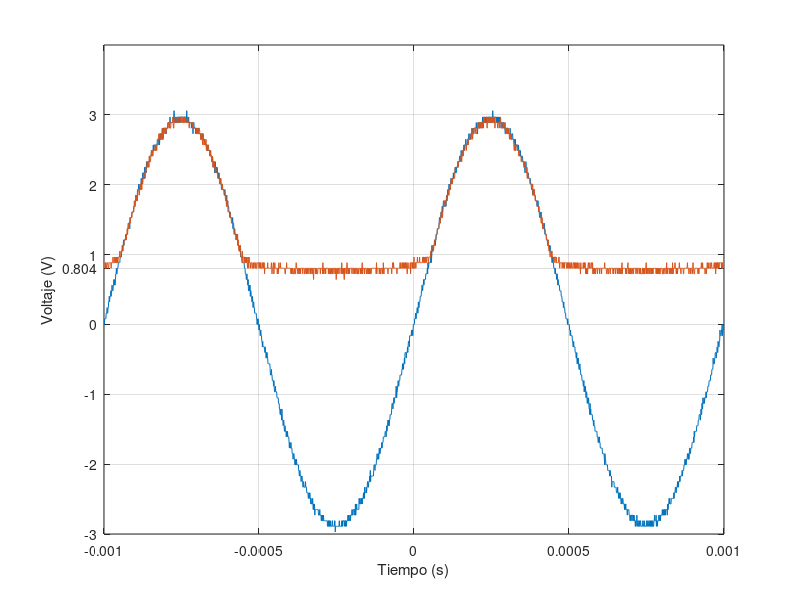

Reproduce this figure in MATLAB.
t=[-1.00E-03
-9.99E-04
-9.98E-04
-9.97E-04
-9.96E-04
-9.95E-04
-9.94E-04
-9.93E-04
-9.92E-04
-9.91E-04
-9.90E-04
-9.89E-04
-9.88E-04
-9.87E-04
-9.86E-04
-9.85E-04
-9.84E-04
-9.83E-04
-9.82E-04
-9.81E-04
-9.80E-04
-9.79E-04
-9.78E-04
-9.77E-04
-9.76E-04
-9.75E-04
-9.74E-04
-9.73E-04
-9.72E-04
-9.71E-04
-9.70E-04
-9.69E-04
-9.68E-04
-9.67E-04
-9.66E-04
-9.65E-04
-9.64E-04
-9.63E-04
-9.62E-04
-9.61E-04
-9.60E-04
-9.59E-04
-9.58E-04
-9.57E-04
-9.56E-04
-9.55E-04
-9.54E-04
-9.53E-04
-9.52E-04
-9.51E-04
-9.50E-04
-9.49E-04
-9.48E-04
-9.47E-04
-9.46E-04
-9.45E-04
-9.44E-04
-9.43E-04
-9.42E-04
-9.41E-04
-9.40E-04
-9.39E-04
-9.38E-04
-9.37E-04
-9.36E-04
-9.35E-04
-9.34E-04
-9.33E-04
-9.32E-04
-9.31E-04
-9.30E-04
-9.29E-04
-9.28E-04
-9.27E-04
-9.26E-04
-9.25E-04
-9.24E-04
-9.23E-04
-9.22E-04
-9.21E-04
-9.20E-04
-9.19E-04
-9.18E-04
-9.17E-04
-9.16E-04
-9.15E-04
-9.14E-04
-9.13E-04
-9.12E-04
-9.11E-04
-9.10E-04
-9.09E-04
-9.08E-04
-9.07E-04
-9.06E-04
-9.05E-04
-9.04E-04
-9.03E-04
-9.02E-04
-9.01E-04
-9.00E-04
-8.99E-04
-8.98E-04
-8.97E-04
-8.96E-04
-8.95E-04
-8.94E-04
-8.93E-04
-8.92E-04
-8.91E-04
-8.90E-04
-8.89E-04
-8.88E-04
-8.87E-04
-8.86E-04
-8.85E-04
-8.84E-04
-8.83E-04
-8.82E-04
-8.81E-04
-8.80E-04
-8.79E-04
-8.78E-04
-8.77E-04
-8.76E-04
-8.75E-04
-8.74E-04
-8.73E-04
-8.72E-04
-8.71E-04
-8.70E-04
-8.69E-04
-8.68E-04
-8.67E-04
-8.66E-04
-8.65E-04
-8.64E-04
-8.63E-04
-8.62E-04
-8.61E-04
-8.60E-04
-8.59E-04
-8.58E-04
-8.57E-04
-8.56E-04
-8.55E-04
-8.54E-04
-8.53E-04
-8.52E-04
-8.51E-04
-8.50E-04
-8.49E-04
-8.48E-04
-8.47E-04
-8.46E-04
-8.45E-04
-8.44E-04
-8.43E-04
-8.42E-04
-8.41E-04
-8.40E-04
-8.39E-04
-8.38E-04
-8.37E-04
-8.36E-04
-8.35E-04
-8.34E-04
-8.33E-04
-8.32E-04
-8.31E-04
-8.30E-04
-8.29E-04
-8.28E-04
-8.27E-04
-8.26E-04
-8.25E-04
-8.24E-04
-8.23E-04
-8.22E-04
-8.21E-04
-8.20E-04
-8.19E-04
-8.18E-04
-8.17E-04
-8.16E-04
-8.15E-04
-8.14E-04
-8.13E-04
-8.12E-04
-8.11E-04
-8.10E-04
-8.09E-04
-8.08E-04
-8.07E-04
-8.06E-04
-8.05E-04
-8.04E-04
-8.03E-04
-8.02E-04
-8.01E-04
-8.00E-04
-7.99E-04
-7.98E-04
-7.97E-04
-7.96E-04
-7.95E-04
-7.94E-04
-7.93E-04
-7.92E-04
-7.91E-04
-7.90E-04
-7.89E-04
-7.88E-04
-7.87E-04
-7.86E-04
-7.85E-04
-7.84E-04
-7.83E-04
-7.82E-04
-7.81E-04
-7.80E-04
-7.79E-04
-7.78E-04
-7.77E-04
-7.76E-04
-7.75E-04
-7.74E-04
-7.73E-04
-7.72E-04
-7.71E-04
-7.70E-04
-7.69E-04
-7.68E-04
-7.67E-04
-7.66E-04
-7.65E-04
-7.64E-04
-7.63E-04
-7.62E-04
-7.61E-04
-7.60E-04
-7.59E-04
-7.58E-04
-7.57E-04
-7.56E-04
-7.55E-04
-7.54E-04
-7.53E-04
-7.52E-04
-7.51E-04
-7.50E-04
-7.49E-04
-7.48E-04
-7.47E-04
-7.46E-04
-7.45E-04
-7.44E-04
-7.43E-04
-7.42E-04
-7.41E-04
-7.40E-04
-7.39E-04
-7.38E-04
-7.37E-04
-7.36E-04
-7.35E-04
-7.34E-04
-7.33E-04
-7.32E-04
-7.31E-04
-7.30E-04
-7.29E-04
-7.28E-04
-7.27E-04
-7.26E-04
-7.25E-04
-7.24E-04
-7.23E-04
-7.22E-04
-7.21E-04
-7.20E-04
-7.19E-04
-7.18E-04
-7.17E-04
-7.16E-04
-7.15E-04
-7.14E-04
-7.13E-04
-7.12E-04
-7.11E-04
-7.10E-04
-7.09E-04
-7.08E-04
-7.07E-04
-7.06E-04
-7.05E-04
-7.04E-04
-7.03E-04
-7.02E-04
-7.01E-04
-7.00E-04
-6.99E-04
-6.98E-04
-6.97E-04
-6.96E-04
-6.95E-04
-6.94E-04
-6.93E-04
-6.92E-04
-6.91E-04
-6.90E-04
-6.89E-04
-6.88E-04
-6.87E-04
-6.86E-04
-6.85E-04
-6.84E-04
-6.83E-04
-6.82E-04
-6.81E-04
-6.80E-04
-6.79E-04
-6.78E-04
-6.77E-04
-6.76E-04
-6.75E-04
-6.74E-04
-6.73E-04
-6.72E-04
-6.71E-04
-6.70E-04
-6.69E-04
-6.68E-04
-6.67E-04
-6.66E-04
-6.65E-04
-6.64E-04
-6.63E-04
-6.62E-04
-6.61E-04
-6.60E-04
-6.59E-04
-6.58E-04
-6.57E-04
-6.56E-04
-6.55E-04
-6.54E-04
-6.53E-04
-6.52E-04
-6.51E-04
-6.50E-04
-6.49E-04
-6.48E-04
-6.47E-04
-6.46E-04
-6.45E-04
-6.44E-04
-6.43E-04
-6.42E-04
-6.41E-04
-6.40E-04
-6.39E-04
-6.38E-04
-6.37E-04
-6.36E-04
-6.35E-04
-6.34E-04
-6.33E-04
-6.32E-04
-6.31E-04
-6.30E-04
-6.29E-04
-6.28E-04
-6.27E-04
-6.26E-04
-6.25E-04
-6.24E-04
-6.23E-04
-6.22E-04
-6.21E-04
-6.20E-04
-6.19E-04
-6.18E-04
-6.17E-04
-6.16E-04
-6.15E-04
-6.14E-04
-6.13E-04
-6.12E-04
-6.11E-04
-6.10E-04
-6.09E-04
-6.08E-04
-6.07E-04
-6.06E-04
-6.05E-04
-6.04E-04
-6.03E-04
-6.02E-04
-6.01E-04
-6.00E-04
-5.99E-04
-5.98E-04
-5.97E-04
-5.96E-04
-5.95E-04
-5.94E-04
-5.93E-04
-5.92E-04
-5.91E-04
-5.90E-04
-5.89E-04
-5.88E-04
-5.87E-04
-5.86E-04
-5.85E-04
-5.84E-04
-5.83E-04
-5.82E-04
-5.81E-04
-5.80E-04
-5.79E-04
-5.78E-04
-5.77E-04
-5.76E-04
-5.75E-04
-5.74E-04
-5.73E-04
-5.72E-04
-5.71E-04
-5.70E-04
-5.69E-04
-5.68E-04
-5.67E-04
-5.66E-04
-5.65E-04
-5.64E-04
-5.63E-04
-5.62E-04
-5.61E-04
-5.60E-04
-5.59E-04
-5.58E-04
-5.57E-04
-5.56E-04
-5.55E-04
-5.54E-04
-5.53E-04
-5.52E-04
-5.51E-04
-5.50E-04
-5.49E-04
-5.48E-04
-5.47E-04
-5.46E-04
-5.45E-04
-5.44E-04
-5.43E-04
-5.42E-04
-5.41E-04
-5.40E-04
-5.39E-04
-5.38E-04
-5.37E-04
-5.36E-04
-5.35E-04
-5.34E-04
-5.33E-04
-5.32E-04
-5.31E-04
-5.30E-04
-5.29E-04
-5.28E-04
-5.27E-04
-5.26E-04
-5.25E-04
-5.24E-04
-5.23E-04
-5.22E-04
-5.21E-04
-5.20E-04
-5.19E-04
-5.18E-04
-5.17E-04
-5.16E-04
-5.15E-04
-5.14E-04
-5.13E-04
-5.12E-04
-5.11E-04
-5.10E-04
-5.09E-04
-5.08E-04
-5.07E-04
-5.06E-04
-5.05E-04
-5.04E-04
-5.03E-04
-5.02E-04
-5.01E-04
-5.00E-04
-4.99E-04
-4.98E-04
-4.97E-04
-4.96E-04
-4.95E-04
-4.94E-04
-4.93E-04
-4.92E-04
-4.91E-04
-4.90E-04
-4.89E-04
-4.88E-04
-4.87E-04
-4.86E-04
-4.85E-04
-4.84E-04
-4.83E-04
-4.82E-04
-4.81E-04
-4.80E-04
-4.79E-04
-4.78E-04
-4.77E-04
-4.76E-04
-4.75E-04
-4.74E-04
-4.73E-04
-4.72E-04
-4.71E-04
-4.70E-04
-4.69E-04
-4.68E-04
-4.67E-04
-4.66E-04
-4.65E-04
-4.64E-04
-4.63E-04
-4.62E-04
-4.61E-04
-4.60E-04
-4.59E-04
-4.58E-04
-4.57E-04
-4.56E-04
-4.55E-04
-4.54E-04
-4.53E-04
-4.52E-04
-4.51E-04
-4.50E-04
-4.49E-04
-4.48E-04
-4.47E-04
-4.46E-04
-4.45E-04
-4.44E-04
-4.43E-04
-4.42E-04
-4.41E-04
-4.40E-04
-4.39E-04
-4.38E-04
-4.37E-04
-4.36E-04
-4.35E-04
-4.34E-04
-4.33E-04
-4.32E-04
-4.31E-04
-4.30E-04
-4.29E-04
-4.28E-04
-4.27E-04
-4.26E-04
-4.25E-04
-4.24E-04
-4.23E-04
-4.22E-04
-4.21E-04
-4.20E-04
-4.19E-04
-4.18E-04
-4.17E-04
-4.16E-04
-4.15E-04
-4.14E-04
-4.13E-04
-4.12E-04
-4.11E-04
-4.10E-04
-4.09E-04
-4.08E-04
-4.07E-04
-4.06E-04
-4.05E-04
-4.04E-04
-4.03E-04
-4.02E-04
-4.01E-04
-4.00E-04
-3.99E-04
-3.98E-04
-3.97E-04
-3.96E-04
-3.95E-04
-3.94E-04
-3.93E-04
-3.92E-04
-3.91E-04
-3.90E-04
-3.89E-04
-3.88E-04
-3.87E-04
-3.86E-04
-3.85E-04
-3.84E-04
-3.83E-04
-3.82E-04
-3.81E-04
-3.80E-04
-3.79E-04
-3.78E-04
-3.77E-04
-3.76E-04
-3.75E-04
-3.74E-04
-3.73E-04
-3.72E-04
-3.71E-04
-3.70E-04
-3.69E-04
-3.68E-04
-3.67E-04
-3.66E-04
-3.65E-04
-3.64E-04
-3.63E-04
-3.62E-04
-3.61E-04
-3.60E-04
-3.59E-04
-3.58E-04
-3.57E-04
-3.56E-04
-3.55E-04
-3.54E-04
-3.53E-04
-3.52E-04
-3.51E-04
-3.50E-04
-3.49E-04
-3.48E-04
-3.47E-04
-3.46E-04
-3.45E-04
-3.44E-04
-3.43E-04
-3.42E-04
-3.41E-04
-3.40E-04
-3.39E-04
-3.38E-04
-3.37E-04
-3.36E-04
-3.35E-04
-3.34E-04
-3.33E-04
-3.32E-04
-3.31E-04
-3.30E-04
-3.29E-04
-3.28E-04
-3.27E-04
-3.26E-04
-3.25E-04
-3.24E-04
-3.23E-04
-3.22E-04
-3.21E-04
-3.20E-04
-3.19E-04
-3.18E-04
-3.17E-04
-3.16E-04
-3.15E-04
-3.14E-04
-3.13E-04
-3.12E-04
-3.11E-04
-3.10E-04
-3.09E-04
-3.08E-04
-3.07E-04
-3.06E-04
-3.05E-04
-3.04E-04
-3.03E-04
-3.02E-04
-3.01E-04
-3.00E-04
-2.99E-04
-2.98E-04
-2.97E-04
-2.96E-04
-2.95E-04
-2.94E-04
-2.93E-04
-2.92E-04
-2.91E-04
-2.90E-04
-2.89E-04
-2.88E-04
-2.87E-04
-2.86E-04
-2.85E-04
-2.84E-04
-2.83E-04
-2.82E-04
-2.81E-04
-2.80E-04
-2.79E-04
-2.78E-04
-2.77E-04
-2.76E-04
-2.75E-04
-2.74E-04
-2.73E-04
-2.72E-04
-2.71E-04
-2.70E-04
-2.69E-04
-2.68E-04
-2.67E-04
-2.66E-04
-2.65E-04
-2.64E-04
-2.63E-04
-2.62E-04
-2.61E-04
-2.60E-04
-2.59E-04
-2.58E-04
-2.57E-04
-2.56E-04
-2.55E-04
-2.54E-04
-2.53E-04
-2.52E-04
-2.51E-04
-2.50E-04
-2.49E-04
-2.48E-04
-2.47E-04
-2.46E-04
-2.45E-04
-2.44E-04
-2.43E-04
-2.42E-04
-2.41E-04
-2.40E-04
-2.39E-04
-2.38E-04
-2.37E-04
-2.36E-04
-2.35E-04
-2.34E-04
-2.33E-04
-2.32E-04
-2.31E-04
-2.30E-04
-2.29E-04
-2.28E-04
-2.27E-04
-2.26E-04
-2.25E-04
-2.24E-04
-2.23E-04
-2.22E-04
-2.21E-04
-2.20E-04
-2.19E-04
-2.18E-04
-2.17E-04
-2.16E-04
-2.15E-04
-2.14E-04
-2.13E-04
-2.12E-04
-2.11E-04
-2.10E-04
-2.09E-04
-2.08E-04
-2.07E-04
-2.06E-04
-2.05E-04
-2.04E-04
-2.03E-04
-2.02E-04
-2.01E-04
-2.00E-04
-1.99E-04
-1.98E-04
-1.97E-04
-1.96E-04
-1.95E-04
-1.94E-04
-1.93E-04
-1.92E-04
-1.91E-04
-1.90E-04
-1.89E-04
-1.88E-04
-1.87E-04
-1.86E-04
-1.85E-04
-1.84E-04
-1.83E-04
-1.82E-04
-1.81E-04
-1.80E-04
-1.79E-04
-1.78E-04
-1.77E-04
-1.76E-04
-1.75E-04
-1.74E-04
-1.73E-04
-1.72E-04
-1.71E-04
-1.70E-04
-1.69E-04
-1.68E-04
-1.67E-04
-1.66E-04
-1.65E-04
-1.64E-04
-1.63E-04
-1.62E-04
-1.61E-04
-1.60E-04
-1.59E-04
-1.58E-04
-1.57E-04
-1.56E-04
-1.55E-04
-1.54E-04
-1.53E-04
-1.52E-04
-1.51E-04
-1.50E-04
-1.49E-04
-1.48E-04
-1.47E-04
-1.46E-04
-1.45E-04
-1.44E-04
-1.43E-04
-1.42E-04
-1.41E-04
-1.40E-04
-1.39E-04
-1.38E-04
-1.37E-04
-1.36E-04
-1.35E-04
-1.34E-04
-1.33E-04
-1.32E-04
-1.31E-04
-1.30E-04
-1.29E-04
-1.28E-04
-1.27E-04
-1.26E-04
-1.25E-04
-1.24E-04
-1.23E-04
-1.22E-04
-1.21E-04
-1.20E-04
-1.19E-04
-1.18E-04
-1.17E-04
-1.16E-04
-1.15E-04
-1.14E-04
-1.13E-04
-1.12E-04
-1.11E-04
-1.10E-04
-1.09E-04
-1.08E-04
-1.07E-04
-1.06E-04
-1.05E-04
-1.04E-04
-1.03E-04
-1.02E-04
-1.01E-04
-1.00E-04
-9.90E-05
-9.80E-05
-9.70E-05
-9.60E-05
-9.50E-05
-9.40E-05
-9.30E-05
-9.20E-05
-9.10E-05
-9.00E-05
-8.90E-05
-8.80E-05
-8.70E-05
-8.60E-05
-8.50E-05
-8.40E-05
-8.30E-05
-8.20E-05
-8.10E-05
-8.00E-05
-7.90E-05
-7.80E-05
-7.70E-05
-7.60E-05
-7.50E-05
-7.40E-05
-7.30E-05
-7.20E-05
-7.10E-05
-7.00E-05
-6.90E-05
-6.80E-05
-6.70E-05
-6.60E-05
-6.50E-05
-6.40E-05
-6.30E-05
-6.20E-05
-6.10E-05
-6.00E-05
-5.90E-05
-5.80E-05
-5.70E-05
-5.60E-05
-5.50E-05
-5.40E-05
-5.30E-05
-5.20E-05
-5.10E-05
-5.00E-05
-4.90E-05
-4.80E-05
-4.70E-05
-4.60E-05
-4.50E-05
-4.40E-05
-4.30E-05
-4.20E-05
-4.10E-05
-4.00E-05
-3.90E-05
-3.80E-05
-3.70E-05
-3.60E-05
-3.50E-05
-3.40E-05
-3.30E-05
-3.20E-05
-3.10E-05
-3.00E-05
-2.90E-05
-2.80E-05
-2.70E-05
-2.60E-05
-2.50E-05
-2.40E-05
-2.30E-05
-2.20E-05
-2.10E-05
-2.00E-05
-1.90E-05
-1.80E-05
-1.70E-05
-1.60E-05
-1.50E-05
-1.40E-05
-1.30E-05
-1.20E-05
-1.10E-05
-1.00E-05
-9.00E-06
-8.00E-06
-7.00E-06
-6.00E-06
-5.00E-06
-4.00E-06
-3.00E-06
-2.00E-06
-1.00E-06
0.00E+00
1.00E-06
2.00E-06
3.00E-06
4.00E-06
5.00E-06
6.00E-06
7.00E-06
8.00E-06
9.00E-06
1.00E-05
1.10E-05
1.20E-05
1.30E-05
1.40E-05
1.50E-05
1.60E-05
1.70E-05
1.80E-05
1.90E-05
2.00E-05
2.10E-05
2.20E-05
2.30E-05
2.40E-05
2.50E-05
2.60E-05
2.70E-05
2.80E-05
2.90E-05
3.00E-05
3.10E-05
3.20E-05
3.30E-05
3.40E-05
3.50E-05
3.60E-05
3.70E-05
3.80E-05
3.90E-05
4.00E-05
4.10E-05
4.20E-05
4.30E-05
4.40E-05
4.50E-05
4.60E-05
4.70E-05
4.80E-05
4.90E-05
5.00E-05
5.10E-05
5.20E-05
5.30E-05
5.40E-05
5.50E-05
5.60E-05
5.70E-05
5.80E-05
5.90E-05
6.00E-05
6.10E-05
6.20E-05
6.30E-05
6.40E-05
6.50E-05
6.60E-05
6.70E-05
6.80E-05
6.90E-05
7.00E-05
7.10E-05
7.20E-05
7.30E-05
7.40E-05
7.50E-05
7.60E-05
7.70E-05
7.80E-05
7.90E-05
8.00E-05
8.10E-05
8.20E-05
8.30E-05
8.40E-05
8.50E-05
8.60E-05
8.70E-05
8.80E-05
8.90E-05
9.00E-05
9.10E-05
9.20E-05
9.30E-05
9.40E-05
9.50E-05
9.60E-05
9.70E-05
9.80E-05
9.90E-05
1.00E-04
1.01E-04
1.02E-04
1.03E-04
1.04E-04
1.05E-04
1.06E-04
1.07E-04
1.08E-04
1.09E-04
1.10E-04
1.11E-04
1.12E-04
1.13E-04
1.14E-04
1.15E-04
1.16E-04
1.17E-04
1.18E-04
1.19E-04
1.20E-04
1.21E-04
1.22E-04
1.23E-04
1.24E-04
1.25E-04
1.26E-04
1.27E-04
1.28E-04
1.29E-04
1.30E-04
1.31E-04
1.32E-04
1.33E-04
1.34E-04
1.35E-04
1.36E-04
1.37E-04
1.38E-04
1.39E-04
1.40E-04
1.41E-04
1.42E-04
1.43E-04
1.44E-04
1.45E-04
1.46E-04
1.47E-04
1.48E-04
1.49E-04
1.50E-04
1.51E-04
1.52E-04
1.53E-04
1.54E-04
1.55E-04
1.56E-04
1.57E-04
1.58E-04
1.59E-04
1.60E-04
1.61E-04
1.62E-04
1.63E-04
1.64E-04
1.65E-04
1.66E-04
1.67E-04
1.68E-04
1.69E-04
1.70E-04
1.71E-04
1.72E-04
1.73E-04
1.74E-04
1.75E-04
1.76E-04
1.77E-04
1.78E-04
1.79E-04
1.80E-04
1.81E-04
1.82E-04
1.83E-04
1.84E-04
1.85E-04
1.86E-04
1.87E-04
1.88E-04
1.89E-04
1.90E-04
1.91E-04
1.92E-04
1.93E-04
1.94E-04
1.95E-04
1.96E-04
1.97E-04
1.98E-04
1.99E-04
2.00E-04
2.01E-04
2.02E-04
2.03E-04
2.04E-04
2.05E-04
2.06E-04
2.07E-04
2.08E-04
2.09E-04
2.10E-04
2.11E-04
2.12E-04
2.13E-04
2.14E-04
2.15E-04
2.16E-04
2.17E-04
2.18E-04
2.19E-04
2.20E-04
2.21E-04
2.22E-04
2.23E-04
2.24E-04
2.25E-04
2.26E-04
2.27E-04
2.28E-04
2.29E-04
2.30E-04
2.31E-04
2.32E-04
2.33E-04
2.34E-04
2.35E-04
2.36E-04
2.37E-04
2.38E-04
2.39E-04
2.40E-04
2.41E-04
2.42E-04
2.43E-04
2.44E-04
2.45E-04
2.46E-04
2.47E-04
2.48E-04
2.49E-04
2.50E-04
2.51E-04
2.52E-04
2.53E-04
2.54E-04
2.55E-04
2.56E-04
2.57E-04
2.58E-04
2.59E-04
2.60E-04
2.61E-04
2.62E-04
2.63E-04
2.64E-04
2.65E-04
2.66E-04
2.67E-04
2.68E-04
2.69E-04
2.70E-04
2.71E-04
2.72E-04
2.73E-04
2.74E-04
2.75E-04
2.76E-04
2.77E-04
2.78E-04
2.79E-04
2.80E-04
2.81E-04
2.82E-04
2.83E-04
2.84E-04
2.85E-04
2.86E-04
2.87E-04
2.88E-04
2.89E-04
2.90E-04
2.91E-04
2.92E-04
2.93E-04
2.94E-04
2.95E-04
2.96E-04
2.97E-04
2.98E-04
2.99E-04
3.00E-04
3.01E-04
3.02E-04
3.03E-04
3.04E-04
3.05E-04
3.06E-04
3.07E-04
3.08E-04
3.09E-04
3.10E-04
3.11E-04
3.12E-04
3.13E-04
3.14E-04
3.15E-04
3.16E-04
3.17E-04
3.18E-04
3.19E-04
3.20E-04
3.21E-04
3.22E-04
3.23E-04
3.24E-04
3.25E-04
3.26E-04
3.27E-04
3.28E-04
3.29E-04
3.30E-04
3.31E-04
3.32E-04
3.33E-04
3.34E-04
3.35E-04
3.36E-04
3.37E-04
3.38E-04
3.39E-04
3.40E-04
3.41E-04
3.42E-04
3.43E-04
3.44E-04
3.45E-04
3.46E-04
3.47E-04
3.48E-04
3.49E-04
3.50E-04
3.51E-04
3.52E-04
3.53E-04
3.54E-04
3.55E-04
3.56E-04
3.57E-04
3.58E-04
3.59E-04
3.60E-04
3.61E-04
3.62E-04
3.63E-04
3.64E-04
3.65E-04
3.66E-04
3.67E-04
3.68E-04
3.69E-04
3.70E-04
3.71E-04
3.72E-04
3.73E-04
3.74E-04
3.75E-04
3.76E-04
3.77E-04
3.78E-04
3.79E-04
3.80E-04
3.81E-04
3.82E-04
3.83E-04
3.84E-04
3.85E-04
3.86E-04
3.87E-04
3.88E-04
3.89E-04
3.90E-04
3.91E-04
3.92E-04
3.93E-04
3.94E-04
3.95E-04
3.96E-04
3.97E-04
3.98E-04
3.99E-04
4.00E-04
4.01E-04
4.02E-04
4.03E-04
4.04E-04
4.05E-04
4.06E-04
4.07E-04
4.08E-04
4.09E-04
4.10E-04
4.11E-04
4.12E-04
4.13E-04
4.14E-04
4.15E-04
4.16E-04
4.17E-04
4.18E-04
4.19E-04
4.20E-04
4.21E-04
4.22E-04
4.23E-04
4.24E-04
4.25E-04
4.26E-04
4.27E-04
4.28E-04
4.29E-04
4.30E-04
4.31E-04
4.32E-04
4.33E-04
4.34E-04
4.35E-04
4.36E-04
4.37E-04
4.38E-04
4.39E-04
4.40E-04
4.41E-04
4.42E-04
4.43E-04
4.44E-04
4.45E-04
4.46E-04
4.47E-04
4.48E-04
4.49E-04
4.50E-04
4.51E-04
4.52E-04
4.53E-04
4.54E-04
4.55E-04
4.56E-04
4.57E-04
4.58E-04
4.59E-04
4.60E-04
4.61E-04
4.62E-04
4.63E-04
4.64E-04
4.65E-04
4.66E-04
4.67E-04
4.68E-04
4.69E-04
4.70E-04
4.71E-04
4.72E-04
4.73E-04
4.74E-04
4.75E-04
4.76E-04
4.77E-04
4.78E-04
4.79E-04
4.80E-04
4.81E-04
4.82E-04
4.83E-04
4.84E-04
4.85E-04
4.86E-04
4.87E-04
4.88E-04
4.89E-04
4.90E-04
4.91E-04
4.92E-04
4.93E-04
4.94E-04
4.95E-04
4.96E-04
4.97E-04
4.98E-04
4.99E-04
5.00E-04
5.01E-04
5.02E-04
5.03E-04
5.04E-04
5.05E-04
5.06E-04
5.07E-04
5.08E-04
5.09E-04
5.10E-04
5.11E-04
5.12E-04
5.13E-04
5.14E-04
5.15E-04
5.16E-04
5.17E-04
5.18E-04
5.19E-04
5.20E-04
5.21E-04
5.22E-04
5.23E-04
5.24E-04
5.25E-04
5.26E-04
5.27E-04
5.28E-04
5.29E-04
5.30E-04
5.31E-04
5.32E-04
5.33E-04
5.34E-04
5.35E-04
5.36E-04
5.37E-04
5.38E-04
5.39E-04
5.40E-04
5.41E-04
5.42E-04
5.43E-04
5.44E-04
5.45E-04
5.46E-04
5.47E-04
5.48E-04
5.49E-04
5.50E-04
5.51E-04
5.52E-04
5.53E-04
5.54E-04
5.55E-04
5.56E-04
5.57E-04
5.58E-04
5.59E-04
5.60E-04
5.61E-04
5.62E-04
5.63E-04
5.64E-04
5.65E-04
5.66E-04
5.67E-04
5.68E-04
5.69E-04
5.70E-04
5.71E-04
5.72E-04
5.73E-04
5.74E-04
5.75E-04
5.76E-04
5.77E-04
5.78E-04
5.79E-04
5.80E-04
5.81E-04
5.82E-04
5.83E-04
5.84E-04
5.85E-04
5.86E-04
5.87E-04
5.88E-04
5.89E-04
5.90E-04
5.91E-04
5.92E-04
5.93E-04
5.94E-04
5.95E-04
5.96E-04
5.97E-04
5.98E-04
5.99E-04
6.00E-04
6.01E-04
6.02E-04
6.03E-04
6.04E-04
6.05E-04
6.06E-04
6.07E-04
6.08E-04
6.09E-04
6.10E-04
6.11E-04
6.12E-04
6.13E-04
6.14E-04
6.15E-04
6.16E-04
6.17E-04
6.18E-04
6.19E-04
6.20E-04
6.21E-04
6.22E-04
6.23E-04
6.24E-04
6.25E-04
6.26E-04
6.27E-04
6.28E-04
6.29E-04
6.30E-04
6.31E-04
6.32E-04
6.33E-04
6.34E-04
6.35E-04
6.36E-04
6.37E-04
6.38E-04
6.39E-04
6.40E-04
6.41E-04
6.42E-04
6.43E-04
6.44E-04
6.45E-04
6.46E-04
6.47E-04
6.48E-04
6.49E-04
6.50E-04
6.51E-04
6.52E-04
6.53E-04
6.54E-04
6.55E-04
6.56E-04
6.57E-04
6.58E-04
6.59E-04
6.60E-04
6.61E-04
6.62E-04
6.63E-04
6.64E-04
6.65E-04
6.66E-04
6.67E-04
6.68E-04
6.69E-04
6.70E-04
6.71E-04
6.72E-04
6.73E-04
6.74E-04
6.75E-04
6.76E-04
6.77E-04
6.78E-04
6.79E-04
6.80E-04
6.81E-04
6.82E-04
6.83E-04
6.84E-04
6.85E-04
6.86E-04
6.87E-04
6.88E-04
6.89E-04
6.90E-04
6.91E-04
6.92E-04
6.93E-04
6.94E-04
6.95E-04
6.96E-04
6.97E-04
6.98E-04
6.99E-04
7.00E-04
7.01E-04
7.02E-04
7.03E-04
7.04E-04
7.05E-04
7.06E-04
7.07E-04
7.08E-04
7.09E-04
7.10E-04
7.11E-04
7.12E-04
7.13E-04
7.14E-04
7.15E-04
7.16E-04
7.17E-04
7.18E-04
7.19E-04
7.20E-04
7.21E-04
7.22E-04
7.23E-04
7.24E-04
7.25E-04
7.26E-04
7.27E-04
7.28E-04
7.29E-04
7.30E-04
7.31E-04
7.32E-04
7.33E-04
7.34E-04
7.35E-04
7.36E-04
7.37E-04
7.38E-04
7.39E-04
7.40E-04
7.41E-04
7.42E-04
7.43E-04
7.44E-04
7.45E-04
7.46E-04
7.47E-04
7.48E-04
7.49E-04
7.50E-04
7.51E-04
7.52E-04
7.53E-04
7.54E-04
7.55E-04
7.56E-04
7.57E-04
7.58E-04
7.59E-04
7.60E-04
7.61E-04
7.62E-04
7.63E-04
7.64E-04
7.65E-04
7.66E-04
7.67E-04
7.68E-04
7.69E-04
7.70E-04
7.71E-04
7.72E-04
7.73E-04
7.74E-04
7.75E-04
7.76E-04
7.77E-04
7.78E-04
7.79E-04
7.80E-04
7.81E-04
7.82E-04
7.83E-04
7.84E-04
7.85E-04
7.86E-04
7.87E-04
7.88E-04
7.89E-04
7.90E-04
7.91E-04
7.92E-04
7.93E-04
7.94E-04
7.95E-04
7.96E-04
7.97E-04
7.98E-04
7.99E-04
8.00E-04
8.01E-04
8.02E-04
8.03E-04
8.04E-04
8.05E-04
8.06E-04
8.07E-04
8.08E-04
8.09E-04
8.10E-04
8.11E-04
8.12E-04
8.13E-04
8.14E-04
8.15E-04
8.16E-04
8.17E-04
8.18E-04
8.19E-04
8.20E-04
8.21E-04
8.22E-04
8.23E-04
8.24E-04
8.25E-04
8.26E-04
8.27E-04
8.28E-04
8.29E-04
8.30E-04
8.31E-04
8.32E-04
8.33E-04
8.34E-04
8.35E-04
8.36E-04
8.37E-04
8.38E-04
8.39E-04
8.40E-04
8.41E-04
8.42E-04
8.43E-04
8.44E-04
8.45E-04
8.46E-04
8.47E-04
8.48E-04
8.49E-04
8.50E-04
8.51E-04
8.52E-04
8.53E-04
8.54E-04
8.55E-04
8.56E-04
8.57E-04
8.58E-04
8.59E-04
8.60E-04
8.61E-04
8.62E-04
8.63E-04
8.64E-04
8.65E-04
8.66E-04
8.67E-04
8.68E-04
8.69E-04
8.70E-04
8.71E-04
8.72E-04
8.73E-04
8.74E-04
8.75E-04
8.76E-04
8.77E-04
8.78E-04
8.79E-04
8.80E-04
8.81E-04
8.82E-04
8.83E-04
8.84E-04
8.85E-04
8.86E-04
8.87E-04
8.88E-04
8.89E-04
8.90E-04
8.91E-04
8.92E-04
8.93E-04
8.94E-04
8.95E-04
8.96E-04
8.97E-04
8.98E-04
8.99E-04
9.00E-04
9.01E-04
9.02E-04
9.03E-04
9.04E-04
9.05E-04
9.06E-04
9.07E-04
9.08E-04
9.09E-04
9.10E-04
9.11E-04
9.12E-04
9.13E-04
9.14E-04
9.15E-04
9.16E-04
9.17E-04
9.18E-04
9.19E-04
9.20E-04
9.21E-04
9.22E-04
9.23E-04
9.24E-04
9.25E-04
9.26E-04
9.27E-04
9.28E-04
9.29E-04
9.30E-04
9.31E-04
9.32E-04
9.33E-04
9.34E-04
9.35E-04
9.36E-04
9.37E-04
9.38E-04
9.39E-04
9.40E-04
9.41E-04
9.42E-04
9.43E-04
9.44E-04
9.45E-04
9.46E-04
9.47E-04
9.48E-04
9.49E-04
9.50E-04
9.51E-04
9.52E-04
9.53E-04
9.54E-04
9.55E-04
9.56E-04
9.57E-04
9.58E-04
9.59E-04
9.60E-04
9.61E-04
9.62E-04
9.63E-04
9.64E-04
9.65E-04
9.66E-04
9.67E-04
9.68E-04
9.69E-04
9.70E-04
9.71E-04
9.72E-04
9.73E-04
9.74E-04
9.75E-04
9.76E-04
9.77E-04
9.78E-04
9.79E-04
9.80E-04
9.81E-04
9.82E-04
9.83E-04
9.84E-04
9.85E-04
9.86E-04
9.87E-04
9.88E-04
9.89E-04
9.90E-04
9.91E-04
9.92E-04
9.93E-04
9.94E-04
9.95E-04
9.96E-04
9.97E-04
9.98E-04
9.99E-04];
x=[0.00E+00
0.00E+00
8.04E-02
8.04E-02
8.04E-02
8.04E-02
8.04E-02
1.61E-01
1.61E-01
1.61E-01
2.41E-01
1.61E-01
1.61E-01
2.41E-01
2.41E-01
3.22E-01
3.22E-01
4.02E-01
3.22E-01
4.02E-01
4.02E-01
4.02E-01
4.82E-01
4.02E-01
4.82E-01
4.82E-01
5.63E-01
4.82E-01
4.82E-01
4.82E-01
5.63E-01
5.63E-01
6.43E-01
5.63E-01
6.43E-01
5.63E-01
5.63E-01
6.43E-01
7.24E-01
7.24E-01
8.04E-01
7.24E-01
7.24E-01
8.04E-01
8.04E-01
8.04E-01
8.84E-01
8.84E-01
8.84E-01
8.84E-01
8.84E-01
8.84E-01
9.65E-01
9.65E-01
9.65E-01
9.65E-01
9.65E-01
1.05E+00
1.05E+00
1.13E+00
1.05E+00
1.13E+00
1.13E+00
1.21E+00
1.13E+00
1.21E+00
1.21E+00
1.21E+00
1.21E+00
1.21E+00
1.29E+00
1.21E+00
1.29E+00
1.29E+00
1.29E+00
1.29E+00
1.37E+00
1.37E+00
1.45E+00
1.45E+00
1.45E+00
1.45E+00
1.45E+00
1.37E+00
1.45E+00
1.53E+00
1.53E+00
1.53E+00
1.53E+00
1.53E+00
1.61E+00
1.61E+00
1.61E+00
1.61E+00
1.61E+00
1.61E+00
1.69E+00
1.69E+00
1.69E+00
1.69E+00
1.77E+00
1.77E+00
1.77E+00
1.85E+00
1.77E+00
1.77E+00
1.85E+00
1.77E+00
1.93E+00
1.93E+00
1.93E+00
1.93E+00
2.01E+00
1.93E+00
1.93E+00
1.93E+00
2.01E+00
2.01E+00
2.01E+00
1.93E+00
2.09E+00
2.01E+00
2.09E+00
2.09E+00
2.01E+00
2.17E+00
2.09E+00
2.17E+00
2.09E+00
2.17E+00
2.09E+00
2.25E+00
2.09E+00
2.17E+00
2.25E+00
2.25E+00
2.17E+00
2.33E+00
2.25E+00
2.25E+00
2.33E+00
2.33E+00
2.33E+00
2.33E+00
2.33E+00
2.33E+00
2.33E+00
2.41E+00
2.41E+00
2.41E+00
2.41E+00
2.41E+00
2.41E+00
2.49E+00
2.49E+00
2.49E+00
2.49E+00
2.49E+00
2.49E+00
2.57E+00
2.49E+00
2.49E+00
2.57E+00
2.57E+00
2.57E+00
2.57E+00
2.49E+00
2.57E+00
2.57E+00
2.57E+00
2.57E+00
2.57E+00
2.65E+00
2.65E+00
2.65E+00
2.65E+00
2.65E+00
2.57E+00
2.65E+00
2.57E+00
2.65E+00
2.73E+00
2.65E+00
2.73E+00
2.65E+00
2.73E+00
2.73E+00
2.73E+00
2.81E+00
2.65E+00
2.65E+00
2.73E+00
2.73E+00
2.81E+00
2.81E+00
2.81E+00
2.81E+00
2.81E+00
2.81E+00
2.81E+00
2.81E+00
2.73E+00
2.81E+00
2.81E+00
2.81E+00
2.81E+00
2.89E+00
2.89E+00
2.89E+00
2.89E+00
2.89E+00
2.89E+00
2.89E+00
2.97E+00
2.89E+00
2.89E+00
2.89E+00
2.89E+00
2.89E+00
2.89E+00
2.89E+00
2.89E+00
2.89E+00
2.89E+00
2.97E+00
2.97E+00
3.06E+00
2.97E+00
2.89E+00
2.97E+00
2.89E+00
2.97E+00
2.89E+00
2.89E+00
2.89E+00
2.97E+00
2.89E+00
2.89E+00
2.97E+00
2.97E+00
2.89E+00
2.97E+00
2.97E+00
2.89E+00
2.97E+00
2.97E+00
2.97E+00
2.89E+00
2.97E+00
2.97E+00
2.97E+00
2.97E+00
2.97E+00
2.97E+00
2.97E+00
2.97E+00
2.97E+00
2.89E+00
2.89E+00
2.97E+00
2.97E+00
2.97E+00
2.97E+00
2.97E+00
2.97E+00
2.89E+00
2.97E+00
3.06E+00
2.89E+00
2.89E+00
2.89E+00
2.97E+00
2.89E+00
2.97E+00
2.89E+00
2.89E+00
2.89E+00
2.89E+00
2.89E+00
2.89E+00
2.89E+00
2.89E+00
2.81E+00
2.89E+00
2.89E+00
2.89E+00
2.89E+00
2.73E+00
2.81E+00
2.89E+00
2.89E+00
2.81E+00
2.81E+00
2.81E+00
2.81E+00
2.81E+00
2.73E+00
2.81E+00
2.81E+00
2.73E+00
2.81E+00
2.81E+00
2.73E+00
2.81E+00
2.81E+00
2.73E+00
2.73E+00
2.73E+00
2.73E+00
2.73E+00
2.73E+00
2.73E+00
2.65E+00
2.65E+00
2.65E+00
2.73E+00
2.65E+00
2.73E+00
2.73E+00
2.73E+00
2.65E+00
2.65E+00
2.65E+00
2.57E+00
2.65E+00
2.65E+00
2.57E+00
2.57E+00
2.57E+00
2.57E+00
2.57E+00
2.57E+00
2.57E+00
2.49E+00
2.57E+00
2.57E+00
2.49E+00
2.49E+00
2.49E+00
2.49E+00
2.49E+00
2.49E+00
2.49E+00
2.41E+00
2.49E+00
2.41E+00
2.41E+00
2.41E+00
2.41E+00
2.33E+00
2.41E+00
2.33E+00
2.25E+00
2.33E+00
2.33E+00
2.33E+00
2.33E+00
2.17E+00
2.17E+00
2.33E+00
2.25E+00
2.17E+00
2.25E+00
2.25E+00
2.17E+00
2.25E+00
2.17E+00
2.17E+00
2.09E+00
2.17E+00
2.09E+00
2.17E+00
2.09E+00
2.09E+00
2.09E+00
2.09E+00
2.01E+00
2.01E+00
2.01E+00
1.93E+00
2.01E+00
2.01E+00
2.01E+00
1.93E+00
1.93E+00
1.93E+00
1.93E+00
1.93E+00
1.85E+00
1.85E+00
1.93E+00
1.85E+00
1.85E+00
1.85E+00
1.77E+00
1.77E+00
1.85E+00
1.69E+00
1.77E+00
1.77E+00
1.69E+00
1.69E+00
1.69E+00
1.61E+00
1.61E+00
1.61E+00
1.53E+00
1.61E+00
1.53E+00
1.53E+00
1.53E+00
1.53E+00
1.53E+00
1.45E+00
1.45E+00
1.53E+00
1.37E+00
1.45E+00
1.45E+00
1.37E+00
1.29E+00
1.37E+00
1.37E+00
1.29E+00
1.29E+00
1.29E+00
1.21E+00
1.29E+00
1.21E+00
1.29E+00
1.29E+00
1.21E+00
1.13E+00
1.13E+00
1.13E+00
1.13E+00
1.13E+00
1.05E+00
1.05E+00
1.13E+00
1.05E+00
9.65E-01
9.65E-01
9.65E-01
9.65E-01
8.84E-01
8.84E-01
8.84E-01
8.84E-01
8.84E-01
8.84E-01
8.84E-01
8.84E-01
8.04E-01
8.04E-01
8.04E-01
7.24E-01
7.24E-01
7.24E-01
6.43E-01
6.43E-01
7.24E-01
6.43E-01
6.43E-01
5.63E-01
6.43E-01
4.82E-01
4.82E-01
4.82E-01
5.63E-01
4.82E-01
5.63E-01
4.02E-01
4.82E-01
4.82E-01
4.02E-01
4.02E-01
3.22E-01
3.22E-01
4.02E-01
3.22E-01
2.41E-01
3.22E-01
3.22E-01
2.41E-01
2.41E-01
1.61E-01
1.61E-01
1.61E-01
1.61E-01
1.61E-01
1.61E-01
8.04E-02
8.04E-02
0.00E+00
8.04E-02
0.00E+00
8.04E-02
0.00E+00
0.00E+00
-8.04E-02
0.00E+00
-8.04E-02
-8.04E-02
-1.61E-01
-8.04E-02
-8.04E-02
-1.61E-01
-1.61E-01
-2.41E-01
-2.41E-01
-3.22E-01
-2.41E-01
-3.22E-01
-3.22E-01
-3.22E-01
-3.22E-01
-3.22E-01
-3.22E-01
-4.02E-01
-3.22E-01
-4.02E-01
-4.02E-01
-4.82E-01
-4.02E-01
-4.82E-01
-4.02E-01
-4.82E-01
-4.82E-01
-5.63E-01
-5.63E-01
-5.63E-01
-5.63E-01
-5.63E-01
-5.63E-01
-5.63E-01
-6.43E-01
-7.24E-01
-7.24E-01
-7.24E-01
-6.43E-01
-7.24E-01
-7.24E-01
-8.04E-01
-8.04E-01
-8.04E-01
-8.04E-01
-8.84E-01
-8.04E-01
-8.84E-01
-9.65E-01
-9.65E-01
-9.65E-01
-8.84E-01
-9.65E-01
-9.65E-01
-9.65E-01
-9.65E-01
-1.05E+00
-1.05E+00
-1.05E+00
-1.05E+00
-1.05E+00
-1.13E+00
-1.13E+00
-1.13E+00
-1.21E+00
-1.21E+00
-1.29E+00
-1.29E+00
-1.21E+00
-1.29E+00
-1.29E+00
-1.37E+00
-1.21E+00
-1.37E+00
-1.37E+00
-1.37E+00
-1.45E+00
-1.37E+00
-1.37E+00
-1.45E+00
-1.53E+00
-1.53E+00
-1.45E+00
-1.53E+00
-1.53E+00
-1.53E+00
-1.61E+00
-1.53E+00
-1.53E+00
-1.61E+00
-1.53E+00
-1.61E+00
-1.61E+00
-1.61E+00
-1.61E+00
-1.69E+00
-1.77E+00
-1.69E+00
-1.69E+00
-1.77E+00
-1.77E+00
-1.69E+00
-1.77E+00
-1.77E+00
-1.77E+00
-1.85E+00
-1.85E+00
-1.85E+00
-1.93E+00
-1.85E+00
-1.85E+00
-1.85E+00
-1.93E+00
-1.93E+00
-2.01E+00
-1.93E+00
-2.01E+00
-2.01E+00
-2.01E+00
-1.93E+00
-2.01E+00
-2.01E+00
-2.01E+00
-2.01E+00
-2.01E+00
-2.01E+00
-2.09E+00
-2.09E+00
-2.17E+00
-2.17E+00
-2.09E+00
-2.17E+00
-2.17E+00
-2.17E+00
-2.25E+00
-2.17E+00
-2.17E+00
-2.17E+00
-2.25E+00
-2.25E+00
-2.33E+00
-2.25E+00
-2.25E+00
-2.33E+00
-2.33E+00
-2.33E+00
-2.33E+00
-2.33E+00
-2.25E+00
-2.33E+00
-2.33E+00
-2.33E+00
-2.41E+00
-2.41E+00
-2.41E+00
-2.41E+00
-2.41E+00
-2.49E+00
-2.49E+00
-2.41E+00
-2.49E+00
-2.49E+00
-2.41E+00
-2.49E+00
-2.49E+00
-2.57E+00
-2.49E+00
-2.57E+00
-2.57E+00
-2.57E+00
-2.57E+00
-2.49E+00
-2.57E+00
-2.65E+00
-2.57E+00
-2.65E+00
-2.65E+00
-2.57E+00
-2.73E+00
-2.65E+00
-2.65E+00
-2.65E+00
-2.65E+00
-2.65E+00
-2.65E+00
-2.65E+00
-2.65E+00
-2.65E+00
-2.65E+00
-2.65E+00
-2.73E+00
-2.73E+00
-2.73E+00
-2.73E+00
-2.65E+00
-2.73E+00
-2.73E+00
-2.73E+00
-2.73E+00
-2.81E+00
-2.73E+00
-2.81E+00
-2.81E+00
-2.73E+00
-2.81E+00
-2.81E+00
-2.73E+00
-2.81E+00
-2.81E+00
-2.81E+00
-2.81E+00
-2.81E+00
-2.81E+00
-2.81E+00
-2.81E+00
-2.81E+00
-2.81E+00
-2.81E+00
-2.81E+00
-2.89E+00
-2.89E+00
-2.81E+00
-2.89E+00
-2.81E+00
-2.81E+00
-2.89E+00
-2.81E+00
-2.89E+00
-2.81E+00
-2.89E+00
-2.89E+00
-2.89E+00
-2.89E+00
-2.89E+00
-2.81E+00
-2.81E+00
-2.89E+00
-2.89E+00
-2.89E+00
-2.89E+00
-2.89E+00
-2.89E+00
-2.81E+00
-2.81E+00
-2.97E+00
-2.89E+00
-2.89E+00
-2.89E+00
-2.89E+00
-2.89E+00
-2.89E+00
-2.89E+00
-2.89E+00
-2.89E+00
-2.89E+00
-2.89E+00
-2.89E+00
-2.81E+00
-2.89E+00
-2.89E+00
-2.89E+00
-2.89E+00
-2.89E+00
-2.89E+00
-2.89E+00
-2.81E+00
-2.89E+00
-2.81E+00
-2.89E+00
-2.81E+00
-2.81E+00
-2.81E+00
-2.81E+00
-2.81E+00
-2.89E+00
-2.81E+00
-2.81E+00
-2.89E+00
-2.81E+00
-2.81E+00
-2.89E+00
-2.81E+00
-2.81E+00
-2.81E+00
-2.81E+00
-2.73E+00
-2.81E+00
-2.73E+00
-2.81E+00
-2.81E+00
-2.81E+00
-2.73E+00
-2.73E+00
-2.81E+00
-2.73E+00
-2.73E+00
-2.73E+00
-2.73E+00
-2.65E+00
-2.73E+00
-2.73E+00
-2.65E+00
-2.65E+00
-2.65E+00
-2.65E+00
-2.73E+00
-2.65E+00
-2.65E+00
-2.73E+00
-2.57E+00
-2.73E+00
-2.65E+00
-2.65E+00
-2.57E+00
-2.65E+00
-2.65E+00
-2.65E+00
-2.65E+00
-2.65E+00
-2.65E+00
-2.65E+00
-2.49E+00
-2.57E+00
-2.57E+00
-2.49E+00
-2.57E+00
-2.57E+00
-2.57E+00
-2.49E+00
-2.57E+00
-2.49E+00
-2.57E+00
-2.49E+00
-2.49E+00
-2.49E+00
-2.41E+00
-2.49E+00
-2.41E+00
-2.49E+00
-2.33E+00
-2.41E+00
-2.41E+00
-2.41E+00
-2.41E+00
-2.33E+00
-2.41E+00
-2.33E+00
-2.33E+00
-2.25E+00
-2.25E+00
-2.33E+00
-2.33E+00
-2.25E+00
-2.25E+00
-2.25E+00
-2.17E+00
-2.25E+00
-2.09E+00
-2.25E+00
-2.17E+00
-2.17E+00
-2.17E+00
-2.17E+00
-2.17E+00
-2.17E+00
-2.17E+00
-2.17E+00
-2.17E+00
-2.09E+00
-2.01E+00
-2.01E+00
-2.01E+00
-2.09E+00
-2.01E+00
-2.01E+00
-2.01E+00
-2.01E+00
-1.93E+00
-1.93E+00
-1.85E+00
-1.93E+00
-1.93E+00
-1.93E+00
-1.85E+00
-1.93E+00
-1.85E+00
-1.77E+00
-1.85E+00
-1.85E+00
-1.85E+00
-1.77E+00
-1.77E+00
-1.77E+00
-1.77E+00
-1.69E+00
-1.77E+00
-1.69E+00
-1.69E+00
-1.69E+00
-1.61E+00
-1.61E+00
-1.61E+00
-1.61E+00
-1.61E+00
-1.61E+00
-1.53E+00
-1.53E+00
-1.53E+00
-1.61E+00
-1.53E+00
-1.45E+00
-1.53E+00
-1.45E+00
-1.45E+00
-1.37E+00
-1.45E+00
-1.37E+00
-1.37E+00
-1.45E+00
-1.37E+00
-1.37E+00
-1.29E+00
-1.29E+00
-1.29E+00
-1.29E+00
-1.29E+00
-1.21E+00
-1.13E+00
-1.13E+00
-1.13E+00
-1.21E+00
-1.13E+00
-1.13E+00
-1.05E+00
-1.13E+00
-1.05E+00
-1.05E+00
-1.05E+00
-1.05E+00
-1.05E+00
-8.84E-01
-8.84E-01
-1.05E+00
-9.65E-01
-9.65E-01
-8.84E-01
-8.84E-01
-8.04E-01
-8.84E-01
-8.84E-01
-8.04E-01
-8.04E-01
-8.04E-01
-7.24E-01
-7.24E-01
-7.24E-01
-7.24E-01
-7.24E-01
-7.24E-01
-6.43E-01
-6.43E-01
-5.63E-01
-6.43E-01
-5.63E-01
-6.43E-01
-5.63E-01
-5.63E-01
-4.82E-01
-5.63E-01
-4.02E-01
-4.02E-01
-4.02E-01
-4.02E-01
-4.82E-01
-4.02E-01
-4.02E-01
-4.02E-01
-3.22E-01
-4.02E-01
-3.22E-01
-2.41E-01
-2.41E-01
-2.41E-01
-3.22E-01
-1.61E-01
-1.61E-01
-1.61E-01
-1.61E-01
-1.61E-01
-1.61E-01
-8.04E-02
-1.61E-01
-8.04E-02
-8.04E-02
-1.61E-01
-8.04E-02
0.00E+00
0.00E+00
0.00E+00
0.00E+00
8.04E-02
8.04E-02
8.04E-02
1.61E-01
8.04E-02
8.04E-02
1.61E-01
1.61E-01
2.41E-01
2.41E-01
1.61E-01
1.61E-01
3.22E-01
3.22E-01
2.41E-01
3.22E-01
3.22E-01
3.22E-01
4.02E-01
4.02E-01
4.02E-01
4.02E-01
4.82E-01
4.82E-01
5.63E-01
4.82E-01
4.82E-01
5.63E-01
5.63E-01
6.43E-01
5.63E-01
6.43E-01
6.43E-01
6.43E-01
6.43E-01
6.43E-01
7.24E-01
7.24E-01
7.24E-01
7.24E-01
7.24E-01
8.04E-01
7.24E-01
8.84E-01
8.04E-01
8.04E-01
8.84E-01
8.84E-01
8.84E-01
8.84E-01
8.84E-01
8.84E-01
9.65E-01
1.05E+00
8.84E-01
9.65E-01
1.05E+00
1.13E+00
1.05E+00
1.05E+00
1.05E+00
1.13E+00
1.13E+00
1.13E+00
1.21E+00
1.21E+00
1.21E+00
1.13E+00
1.21E+00
1.21E+00
1.29E+00
1.29E+00
1.29E+00
1.37E+00
1.37E+00
1.37E+00
1.37E+00
1.37E+00
1.37E+00
1.45E+00
1.53E+00
1.53E+00
1.53E+00
1.45E+00
1.53E+00
1.61E+00
1.61E+00
1.61E+00
1.61E+00
1.69E+00
1.61E+00
1.69E+00
1.69E+00
1.77E+00
1.77E+00
1.69E+00
1.69E+00
1.69E+00
1.77E+00
1.77E+00
1.77E+00
1.69E+00
1.77E+00
1.85E+00
1.77E+00
1.77E+00
1.85E+00
1.93E+00
1.85E+00
1.93E+00
1.93E+00
2.01E+00
1.93E+00
1.93E+00
2.01E+00
1.93E+00
2.01E+00
2.09E+00
2.09E+00
2.01E+00
2.01E+00
2.09E+00
2.09E+00
2.09E+00
2.09E+00
2.17E+00
2.09E+00
2.17E+00
2.17E+00
2.17E+00
2.17E+00
2.25E+00
2.17E+00
2.25E+00
2.17E+00
2.25E+00
2.25E+00
2.25E+00
2.25E+00
2.33E+00
2.25E+00
2.33E+00
2.33E+00
2.33E+00
2.33E+00
2.41E+00
2.41E+00
2.41E+00
2.41E+00
2.33E+00
2.49E+00
2.41E+00
2.41E+00
2.41E+00
2.49E+00
2.49E+00
2.41E+00
2.49E+00
2.49E+00
2.57E+00
2.49E+00
2.57E+00
2.57E+00
2.57E+00
2.57E+00
2.65E+00
2.57E+00
2.57E+00
2.57E+00
2.57E+00
2.65E+00
2.65E+00
2.65E+00
2.57E+00
2.65E+00
2.73E+00
2.65E+00
2.65E+00
2.65E+00
2.65E+00
2.65E+00
2.73E+00
2.73E+00
2.73E+00
2.73E+00
2.73E+00
2.81E+00
2.73E+00
2.73E+00
2.73E+00
2.73E+00
2.73E+00
2.81E+00
2.81E+00
2.81E+00
2.81E+00
2.81E+00
2.81E+00
2.81E+00
2.89E+00
2.81E+00
2.81E+00
2.81E+00
2.73E+00
2.89E+00
2.89E+00
2.81E+00
2.89E+00
2.89E+00
2.81E+00
2.89E+00
2.81E+00
2.89E+00
2.89E+00
2.89E+00
2.89E+00
2.89E+00
2.89E+00
2.81E+00
2.97E+00
2.89E+00
2.89E+00
2.97E+00
2.89E+00
2.89E+00
2.97E+00
2.97E+00
2.89E+00
2.97E+00
2.89E+00
2.97E+00
2.89E+00
2.97E+00
2.97E+00
2.89E+00
2.97E+00
2.89E+00
2.89E+00
2.97E+00
2.97E+00
2.97E+00
2.97E+00
2.89E+00
2.97E+00
2.97E+00
2.89E+00
2.97E+00
2.89E+00
2.97E+00
2.97E+00
2.89E+00
2.97E+00
3.06E+00
2.97E+00
2.97E+00
2.89E+00
2.89E+00
2.89E+00
2.97E+00
2.97E+00
2.97E+00
2.97E+00
2.97E+00
2.89E+00
2.97E+00
2.89E+00
2.97E+00
2.97E+00
2.89E+00
2.97E+00
2.89E+00
2.97E+00
2.89E+00
2.89E+00
2.97E+00
2.89E+00
2.89E+00
2.89E+00
2.89E+00
2.81E+00
2.89E+00
2.89E+00
2.89E+00
2.81E+00
2.89E+00
2.89E+00
2.81E+00
2.89E+00
2.89E+00
2.89E+00
2.81E+00
2.81E+00
2.73E+00
2.73E+00
2.81E+00
2.81E+00
2.81E+00
2.73E+00
2.81E+00
2.81E+00
2.81E+00
2.81E+00
2.81E+00
2.73E+00
2.73E+00
2.73E+00
2.73E+00
2.73E+00
2.81E+00
2.73E+00
2.73E+00
2.73E+00
2.65E+00
2.65E+00
2.73E+00
2.73E+00
2.73E+00
2.65E+00
2.65E+00
2.65E+00
2.65E+00
2.65E+00
2.65E+00
2.57E+00
2.57E+00
2.65E+00
2.49E+00
2.57E+00
2.57E+00
2.57E+00
2.57E+00
2.57E+00
2.57E+00
2.49E+00
2.49E+00
2.57E+00
2.49E+00
2.49E+00
2.49E+00
2.49E+00
2.41E+00
2.49E+00
2.41E+00
2.41E+00
2.41E+00
2.41E+00
2.41E+00
2.41E+00
2.41E+00
2.33E+00
2.33E+00
2.33E+00
2.33E+00
2.33E+00
2.33E+00
2.25E+00
2.17E+00
2.25E+00
2.25E+00
2.33E+00
2.25E+00
2.17E+00
2.25E+00
2.17E+00
2.17E+00
2.17E+00
2.17E+00
2.17E+00
2.09E+00
2.09E+00
2.09E+00
2.09E+00
2.09E+00
2.09E+00
2.01E+00
2.01E+00
2.01E+00
1.93E+00
1.93E+00
1.93E+00
1.93E+00
1.85E+00
1.93E+00
1.93E+00
1.85E+00
1.93E+00
1.93E+00
1.85E+00
1.85E+00
1.85E+00
1.77E+00
1.77E+00
1.77E+00
1.77E+00
1.77E+00
1.69E+00
1.77E+00
1.69E+00
1.77E+00
1.69E+00
1.69E+00
1.61E+00
1.61E+00
1.53E+00
1.61E+00
1.61E+00
1.53E+00
1.53E+00
1.61E+00
1.53E+00
1.53E+00
1.45E+00
1.45E+00
1.45E+00
1.45E+00
1.37E+00
1.37E+00
1.37E+00
1.45E+00
1.37E+00
1.29E+00
1.29E+00
1.29E+00
1.29E+00
1.29E+00
1.21E+00
1.21E+00
1.21E+00
1.21E+00
1.13E+00
1.13E+00
1.21E+00
1.13E+00
1.13E+00
1.13E+00
1.13E+00
1.05E+00
1.13E+00
1.05E+00
1.05E+00
1.05E+00
9.65E-01
9.65E-01
8.84E-01
8.84E-01
9.65E-01
8.84E-01
8.84E-01
8.84E-01
8.04E-01
8.04E-01
8.04E-01
8.04E-01
7.24E-01
8.04E-01
7.24E-01
7.24E-01
7.24E-01
6.43E-01
7.24E-01
7.24E-01
6.43E-01
5.63E-01
6.43E-01
5.63E-01
5.63E-01
5.63E-01
5.63E-01
4.82E-01
4.82E-01
4.82E-01
4.82E-01
4.82E-01
4.02E-01
4.02E-01
4.02E-01
3.22E-01
3.22E-01
3.22E-01
3.22E-01
2.41E-01
3.22E-01
2.41E-01
2.41E-01
2.41E-01
1.61E-01
1.61E-01
1.61E-01
8.04E-02
8.04E-02
8.04E-02
8.04E-02
8.04E-02
0.00E+00
8.04E-02
0.00E+00
0.00E+00
0.00E+00
0.00E+00
0.00E+00
-8.04E-02
-8.04E-02
-1.61E-01
-8.04E-02
-1.61E-01
-1.61E-01
-1.61E-01
-1.61E-01
-1.61E-01
-2.41E-01
-2.41E-01
-3.22E-01
-3.22E-01
-2.41E-01
-3.22E-01
-3.22E-01
-3.22E-01
-3.22E-01
-4.02E-01
-4.02E-01
-4.02E-01
-4.82E-01
-4.82E-01
-4.02E-01
-5.63E-01
-5.63E-01
-4.82E-01
-5.63E-01
-4.82E-01
-5.63E-01
-6.43E-01
-6.43E-01
-6.43E-01
-5.63E-01
-6.43E-01
-6.43E-01
-7.24E-01
-7.24E-01
-7.24E-01
-7.24E-01
-8.04E-01
-8.04E-01
-8.04E-01
-8.04E-01
-8.84E-01
-8.84E-01
-8.04E-01
-9.65E-01
-8.84E-01
-8.84E-01
-9.65E-01
-8.84E-01
-9.65E-01
-1.05E+00
-9.65E-01
-9.65E-01
-1.05E+00
-1.13E+00
-1.05E+00
-1.13E+00
-1.13E+00
-1.05E+00
-1.13E+00
-1.21E+00
-1.21E+00
-1.29E+00
-1.13E+00
-1.29E+00
-1.21E+00
-1.29E+00
-1.29E+00
-1.29E+00
-1.29E+00
-1.29E+00
-1.37E+00
-1.37E+00
-1.37E+00
-1.45E+00
-1.37E+00
-1.45E+00
-1.45E+00
-1.45E+00
-1.53E+00
-1.53E+00
-1.53E+00
-1.53E+00
-1.53E+00
-1.53E+00
-1.53E+00
-1.61E+00
-1.61E+00
-1.61E+00
-1.69E+00
-1.69E+00
-1.61E+00
-1.69E+00
-1.61E+00
-1.69E+00
-1.69E+00
-1.77E+00
-1.77E+00
-1.77E+00
-1.77E+00
-1.77E+00
-1.77E+00
-1.77E+00
-1.85E+00
-1.85E+00
-1.85E+00
-1.85E+00
-1.85E+00
-1.85E+00
-1.93E+00
-2.01E+00
-1.85E+00
-1.93E+00
-1.93E+00
-2.01E+00
-2.01E+00
-2.01E+00
-2.01E+00
-2.01E+00
-2.01E+00
-2.09E+00
-2.09E+00
-2.09E+00
-2.09E+00
-2.09E+00
-2.09E+00
-2.17E+00
-2.17E+00
-2.09E+00
-2.17E+00
-2.17E+00
-2.17E+00
-2.17E+00
-2.33E+00
-2.25E+00
-2.25E+00
-2.25E+00
-2.25E+00
-2.25E+00
-2.25E+00
-2.25E+00
-2.33E+00
-2.33E+00
-2.33E+00
-2.33E+00
-2.33E+00
-2.33E+00
-2.33E+00
-2.41E+00
-2.41E+00
-2.41E+00
-2.41E+00
-2.33E+00
-2.41E+00
-2.41E+00
-2.49E+00
-2.41E+00
-2.41E+00
-2.49E+00
-2.49E+00
-2.41E+00
-2.49E+00
-2.49E+00
-2.57E+00
-2.57E+00
-2.49E+00
-2.57E+00
-2.49E+00
-2.49E+00
-2.49E+00
-2.57E+00
-2.57E+00
-2.57E+00
-2.57E+00
-2.65E+00
-2.57E+00
-2.57E+00
-2.65E+00
-2.57E+00
-2.65E+00
-2.65E+00
-2.65E+00
-2.65E+00
-2.73E+00
-2.65E+00
-2.65E+00
-2.65E+00
-2.65E+00
-2.65E+00
-2.73E+00
-2.73E+00
-2.73E+00
-2.81E+00
-2.73E+00
-2.81E+00
-2.73E+00
-2.73E+00
-2.73E+00
-2.81E+00
-2.73E+00
-2.73E+00
-2.73E+00
-2.81E+00
-2.73E+00
-2.81E+00
-2.73E+00
-2.81E+00
-2.81E+00
-2.81E+00
-2.89E+00
-2.81E+00
-2.89E+00
-2.81E+00
-2.81E+00
-2.73E+00
-2.89E+00
-2.89E+00
-2.81E+00
-2.81E+00
-2.89E+00
-2.89E+00
-2.81E+00
-2.81E+00
-2.89E+00
-2.89E+00
-2.81E+00
-2.81E+00
-2.89E+00
-2.89E+00
-2.89E+00
-2.89E+00
-2.89E+00
-2.89E+00
-2.81E+00
-2.81E+00
-2.89E+00
-2.89E+00
-2.89E+00
-2.81E+00
-2.89E+00
-2.89E+00
-2.89E+00
-2.89E+00
-2.89E+00
-2.89E+00
-2.81E+00
-2.89E+00
-2.89E+00
-2.89E+00
-2.81E+00
-2.81E+00
-2.89E+00
-2.89E+00
-2.81E+00
-2.81E+00
-2.89E+00
-2.89E+00
-2.89E+00
-2.81E+00
-2.89E+00
-2.81E+00
-2.89E+00
-2.81E+00
-2.89E+00
-2.89E+00
-2.81E+00
-2.89E+00
-2.89E+00
-2.89E+00
-2.81E+00
-2.81E+00
-2.73E+00
-2.81E+00
-2.81E+00
-2.81E+00
-2.81E+00
-2.73E+00
-2.89E+00
-2.81E+00
-2.81E+00
-2.89E+00
-2.81E+00
-2.81E+00
-2.81E+00
-2.81E+00
-2.73E+00
-2.81E+00
-2.81E+00
-2.73E+00
-2.73E+00
-2.81E+00
-2.73E+00
-2.73E+00
-2.73E+00
-2.73E+00
-2.73E+00
-2.65E+00
-2.73E+00
-2.73E+00
-2.73E+00
-2.65E+00
-2.73E+00
-2.73E+00
-2.65E+00
-2.73E+00
-2.65E+00
-2.73E+00
-2.65E+00
-2.65E+00
-2.65E+00
-2.65E+00
-2.65E+00
-2.73E+00
-2.57E+00
-2.65E+00
-2.65E+00
-2.57E+00
-2.57E+00
-2.49E+00
-2.57E+00
-2.49E+00
-2.57E+00
-2.57E+00
-2.57E+00
-2.57E+00
-2.49E+00
-2.49E+00
-2.49E+00
-2.49E+00
-2.49E+00
-2.49E+00
-2.49E+00
-2.49E+00
-2.41E+00
-2.49E+00
-2.41E+00
-2.41E+00
-2.41E+00
-2.33E+00
-2.33E+00
-2.41E+00
-2.41E+00
-2.33E+00
-2.33E+00
-2.33E+00
-2.25E+00
-2.33E+00
-2.25E+00
-2.33E+00
-2.25E+00
-2.25E+00
-2.25E+00
-2.17E+00
-2.25E+00
-2.17E+00
-2.17E+00
-2.17E+00
-2.17E+00
-2.17E+00
-2.17E+00
-2.09E+00
-2.17E+00
-2.09E+00
-2.09E+00
-2.09E+00
-2.09E+00
-2.01E+00
-2.01E+00
-2.01E+00
-1.93E+00
-2.01E+00
-2.01E+00
-1.93E+00
-2.01E+00
-1.93E+00
-1.93E+00
-1.93E+00
-1.85E+00
-1.85E+00
-1.93E+00
-1.93E+00
-1.85E+00
-1.93E+00
-1.85E+00
-1.77E+00
-1.77E+00
-1.85E+00
-1.85E+00
-1.77E+00
-1.77E+00
-1.77E+00
-1.77E+00
-1.69E+00
-1.69E+00
-1.69E+00
-1.69E+00
-1.69E+00
-1.61E+00
-1.69E+00
-1.53E+00
-1.61E+00
-1.53E+00
-1.53E+00
-1.53E+00
-1.53E+00
-1.53E+00
-1.53E+00
-1.45E+00
-1.45E+00
-1.45E+00
-1.45E+00
-1.45E+00
-1.37E+00
-1.37E+00
-1.37E+00
-1.29E+00
-1.29E+00
-1.29E+00
-1.29E+00
-1.37E+00
-1.29E+00
-1.21E+00
-1.29E+00
-1.29E+00
-1.13E+00
-1.21E+00
-1.21E+00
-1.05E+00
-1.13E+00
-1.13E+00
-1.13E+00
-1.05E+00
-1.13E+00
-1.05E+00
-1.05E+00
-1.05E+00
-1.05E+00
-9.65E-01
-1.05E+00
-9.65E-01
-9.65E-01
-9.65E-01
-9.65E-01
-8.84E-01
-8.84E-01
-8.84E-01
-8.84E-01
-8.04E-01
-8.04E-01
-8.04E-01
-8.04E-01
-8.04E-01
-7.24E-01
-7.24E-01
-7.24E-01
-7.24E-01
-6.43E-01
-6.43E-01
-6.43E-01
-6.43E-01
-4.82E-01
-5.63E-01
-5.63E-01
-5.63E-01
-5.63E-01
-4.82E-01
-4.82E-01
-4.02E-01
-4.02E-01
-4.02E-01
-4.82E-01
-4.02E-01
-4.02E-01
-3.22E-01
-4.02E-01
-4.02E-01
-2.41E-01
-3.22E-01
-3.22E-01
-3.22E-01
-2.41E-01
-2.41E-01
-8.04E-02
-1.61E-01
-1.61E-01
-1.61E-01
-1.61E-01
-8.04E-02
-8.04E-02
0.00E+00
-1.61E-01
-8.04E-02
-8.04E-02
-8.04E-02
0.00E+00];
y=[8.84E-01
8.84E-01
8.84E-01
8.84E-01
8.04E-01
8.84E-01
8.04E-01
8.04E-01
8.04E-01
8.84E-01
8.84E-01
8.84E-01
8.84E-01
8.04E-01
8.04E-01
8.04E-01
8.84E-01
8.84E-01
8.84E-01
8.84E-01
8.84E-01
8.84E-01
8.84E-01
8.04E-01
8.84E-01
8.84E-01
8.84E-01
8.84E-01
8.84E-01
9.65E-01
8.84E-01
8.84E-01
8.84E-01
8.84E-01
9.65E-01
8.84E-01
8.84E-01
8.84E-01
9.65E-01
8.84E-01
8.84E-01
9.65E-01
8.84E-01
9.65E-01
8.84E-01
8.84E-01
9.65E-01
9.65E-01
9.65E-01
9.65E-01
9.65E-01
1.05E+00
9.65E-01
9.65E-01
9.65E-01
1.05E+00
1.05E+00
1.05E+00
1.05E+00
1.05E+00
1.13E+00
1.05E+00
1.13E+00
1.13E+00
1.13E+00
1.21E+00
1.21E+00
1.21E+00
1.21E+00
1.21E+00
1.21E+00
1.29E+00
1.21E+00
1.29E+00
1.29E+00
1.37E+00
1.29E+00
1.37E+00
1.37E+00
1.37E+00
1.45E+00
1.37E+00
1.45E+00
1.45E+00
1.53E+00
1.45E+00
1.53E+00
1.53E+00
1.53E+00
1.53E+00
1.53E+00
1.61E+00
1.61E+00
1.61E+00
1.61E+00
1.61E+00
1.61E+00
1.69E+00
1.77E+00
1.69E+00
1.69E+00
1.69E+00
1.85E+00
1.77E+00
1.77E+00
1.85E+00
1.77E+00
1.85E+00
1.85E+00
1.85E+00
1.93E+00
1.93E+00
1.93E+00
1.93E+00
1.85E+00
1.93E+00
1.93E+00
2.01E+00
1.93E+00
2.01E+00
2.01E+00
2.01E+00
1.93E+00
2.09E+00
2.01E+00
2.01E+00
2.09E+00
2.09E+00
2.17E+00
2.09E+00
2.17E+00
2.17E+00
2.17E+00
2.17E+00
2.25E+00
2.17E+00
2.25E+00
2.25E+00
2.25E+00
2.33E+00
2.33E+00
2.25E+00
2.25E+00
2.25E+00
2.33E+00
2.25E+00
2.41E+00
2.33E+00
2.33E+00
2.33E+00
2.33E+00
2.41E+00
2.41E+00
2.49E+00
2.41E+00
2.41E+00
2.49E+00
2.41E+00
2.41E+00
2.49E+00
2.49E+00
2.49E+00
2.49E+00
2.49E+00
2.49E+00
2.57E+00
2.57E+00
2.49E+00
2.49E+00
2.57E+00
2.49E+00
2.57E+00
2.57E+00
2.57E+00
2.65E+00
2.65E+00
2.65E+00
2.73E+00
2.65E+00
2.65E+00
2.73E+00
2.73E+00
2.65E+00
2.65E+00
2.65E+00
2.73E+00
2.65E+00
2.73E+00
2.65E+00
2.73E+00
2.81E+00
2.65E+00
2.81E+00
2.81E+00
2.73E+00
2.81E+00
2.81E+00
2.73E+00
2.81E+00
2.81E+00
2.73E+00
2.81E+00
2.81E+00
2.81E+00
2.81E+00
2.81E+00
2.81E+00
2.81E+00
2.89E+00
2.89E+00
2.89E+00
2.81E+00
2.89E+00
2.81E+00
2.81E+00
2.81E+00
2.89E+00
2.89E+00
2.89E+00
2.89E+00
2.89E+00
2.89E+00
2.97E+00
2.89E+00
2.81E+00
2.81E+00
2.89E+00
2.89E+00
2.89E+00
2.97E+00
2.89E+00
2.89E+00
2.89E+00
2.89E+00
2.89E+00
2.89E+00
2.97E+00
2.97E+00
2.89E+00
2.97E+00
2.89E+00
2.89E+00
2.89E+00
2.89E+00
2.89E+00
2.97E+00
2.97E+00
2.97E+00
2.89E+00
2.89E+00
2.89E+00
2.97E+00
2.97E+00
2.89E+00
2.89E+00
2.97E+00
2.89E+00
2.89E+00
2.97E+00
2.97E+00
2.89E+00
2.97E+00
2.89E+00
2.97E+00
2.89E+00
2.89E+00
2.89E+00
2.89E+00
2.89E+00
2.97E+00
2.97E+00
2.89E+00
2.89E+00
2.89E+00
2.89E+00
2.81E+00
2.89E+00
2.89E+00
2.89E+00
2.89E+00
2.89E+00
2.89E+00
2.89E+00
2.89E+00
2.89E+00
2.81E+00
2.81E+00
2.89E+00
2.89E+00
2.81E+00
2.81E+00
2.81E+00
2.81E+00
2.81E+00
2.81E+00
2.81E+00
2.81E+00
2.81E+00
2.73E+00
2.73E+00
2.81E+00
2.73E+00
2.73E+00
2.81E+00
2.73E+00
2.73E+00
2.81E+00
2.81E+00
2.81E+00
2.73E+00
2.73E+00
2.73E+00
2.65E+00
2.65E+00
2.73E+00
2.65E+00
2.73E+00
2.65E+00
2.57E+00
2.65E+00
2.73E+00
2.65E+00
2.65E+00
2.65E+00
2.57E+00
2.65E+00
2.57E+00
2.57E+00
2.57E+00
2.65E+00
2.49E+00
2.49E+00
2.57E+00
2.49E+00
2.49E+00
2.49E+00
2.57E+00
2.57E+00
2.49E+00
2.49E+00
2.49E+00
2.41E+00
2.41E+00
2.49E+00
2.41E+00
2.41E+00
2.41E+00
2.33E+00
2.33E+00
2.33E+00
2.41E+00
2.33E+00
2.25E+00
2.33E+00
2.33E+00
2.25E+00
2.33E+00
2.25E+00
2.25E+00
2.17E+00
2.25E+00
2.25E+00
2.17E+00
2.17E+00
2.17E+00
2.17E+00
2.17E+00
2.17E+00
2.09E+00
2.09E+00
2.09E+00
2.09E+00
2.09E+00
2.01E+00
2.09E+00
2.01E+00
2.01E+00
2.09E+00
2.01E+00
2.01E+00
1.93E+00
2.01E+00
1.93E+00
1.93E+00
1.93E+00
1.93E+00
1.93E+00
1.93E+00
1.85E+00
1.85E+00
1.85E+00
1.85E+00
1.77E+00
1.85E+00
1.77E+00
1.69E+00
1.77E+00
1.77E+00
1.69E+00
1.77E+00
1.61E+00
1.61E+00
1.61E+00
1.61E+00
1.61E+00
1.61E+00
1.61E+00
1.61E+00
1.53E+00
1.53E+00
1.53E+00
1.45E+00
1.45E+00
1.45E+00
1.45E+00
1.45E+00
1.45E+00
1.45E+00
1.37E+00
1.37E+00
1.37E+00
1.29E+00
1.29E+00
1.29E+00
1.29E+00
1.29E+00
1.29E+00
1.29E+00
1.21E+00
1.21E+00
1.21E+00
1.29E+00
1.13E+00
1.21E+00
1.13E+00
1.05E+00
1.05E+00
1.05E+00
1.05E+00
1.13E+00
1.13E+00
1.05E+00
9.65E-01
9.65E-01
9.65E-01
9.65E-01
1.05E+00
9.65E-01
8.84E-01
9.65E-01
9.65E-01
9.65E-01
9.65E-01
9.65E-01
8.84E-01
9.65E-01
8.84E-01
9.65E-01
8.84E-01
9.65E-01
8.84E-01
9.65E-01
8.84E-01
8.04E-01
8.84E-01
9.65E-01
8.84E-01
8.04E-01
9.65E-01
8.84E-01
8.84E-01
8.84E-01
8.84E-01
8.04E-01
8.04E-01
8.84E-01
8.84E-01
8.84E-01
8.84E-01
8.04E-01
8.04E-01
8.04E-01
8.84E-01
8.04E-01
8.04E-01
8.84E-01
8.84E-01
8.84E-01
8.04E-01
8.04E-01
8.84E-01
8.04E-01
8.04E-01
8.04E-01
8.84E-01
8.84E-01
8.84E-01
8.84E-01
8.84E-01
8.84E-01
8.04E-01
8.84E-01
8.84E-01
8.04E-01
8.84E-01
8.04E-01
8.84E-01
8.04E-01
8.04E-01
8.04E-01
8.04E-01
8.84E-01
8.84E-01
8.04E-01
8.84E-01
8.04E-01
8.84E-01
8.84E-01
7.24E-01
8.04E-01
8.04E-01
8.04E-01
8.04E-01
8.04E-01
8.04E-01
8.04E-01
8.04E-01
8.04E-01
8.84E-01
8.04E-01
8.04E-01
8.04E-01
8.04E-01
8.04E-01
8.04E-01
8.04E-01
8.04E-01
8.04E-01
8.04E-01
8.04E-01
8.84E-01
8.04E-01
7.24E-01
8.04E-01
8.04E-01
8.04E-01
8.84E-01
8.84E-01
7.24E-01
8.04E-01
8.04E-01
8.84E-01
8.04E-01
8.04E-01
8.04E-01
8.04E-01
8.04E-01
8.04E-01
8.04E-01
7.24E-01
8.04E-01
8.04E-01
7.24E-01
8.04E-01
8.84E-01
8.04E-01
8.04E-01
8.04E-01
8.04E-01
8.84E-01
8.04E-01
8.04E-01
8.04E-01
8.04E-01
8.04E-01
8.04E-01
8.04E-01
8.04E-01
8.04E-01
8.04E-01
8.04E-01
8.04E-01
8.04E-01
8.04E-01
7.24E-01
7.24E-01
8.04E-01
8.04E-01
8.04E-01
8.84E-01
8.04E-01
8.04E-01
8.04E-01
8.04E-01
8.04E-01
8.04E-01
8.04E-01
8.04E-01
8.04E-01
8.04E-01
8.04E-01
8.04E-01
8.04E-01
7.24E-01
8.04E-01
7.24E-01
8.04E-01
7.24E-01
8.04E-01
8.04E-01
8.04E-01
7.24E-01
7.24E-01
7.24E-01
7.24E-01
8.04E-01
8.04E-01
7.24E-01
7.24E-01
8.04E-01
8.84E-01
8.04E-01
8.04E-01
8.04E-01
8.04E-01
7.24E-01
7.24E-01
8.04E-01
8.04E-01
7.24E-01
8.04E-01
8.04E-01
7.24E-01
8.04E-01
7.24E-01
8.04E-01
8.04E-01
8.04E-01
8.04E-01
8.04E-01
8.04E-01
7.24E-01
8.04E-01
8.04E-01
8.04E-01
8.04E-01
8.04E-01
7.24E-01
7.24E-01
7.24E-01
8.04E-01
8.04E-01
8.04E-01
7.24E-01
8.04E-01
8.04E-01
7.24E-01
8.04E-01
8.04E-01
8.04E-01
8.04E-01
7.24E-01
8.04E-01
8.04E-01
8.04E-01
8.04E-01
7.24E-01
8.04E-01
7.24E-01
8.04E-01
8.04E-01
8.04E-01
8.04E-01
7.24E-01
8.04E-01
7.24E-01
6.43E-01
8.04E-01
8.04E-01
8.04E-01
8.04E-01
8.04E-01
7.24E-01
8.04E-01
7.24E-01
7.24E-01
8.04E-01
7.24E-01
7.24E-01
7.24E-01
8.04E-01
8.04E-01
8.04E-01
8.04E-01
8.04E-01
8.04E-01
8.04E-01
8.04E-01
7.24E-01
8.04E-01
8.04E-01
8.04E-01
8.04E-01
8.04E-01
8.04E-01
7.24E-01
8.84E-01
8.04E-01
7.24E-01
8.04E-01
8.04E-01
8.04E-01
8.04E-01
7.24E-01
8.04E-01
7.24E-01
8.04E-01
8.04E-01
8.04E-01
8.04E-01
8.04E-01
8.04E-01
8.04E-01
8.04E-01
7.24E-01
8.04E-01
7.24E-01
7.24E-01
8.04E-01
8.04E-01
8.04E-01
7.24E-01
7.24E-01
8.04E-01
8.04E-01
7.24E-01
8.04E-01
7.24E-01
8.04E-01
8.04E-01
8.04E-01
8.04E-01
7.24E-01
8.04E-01
8.04E-01
8.04E-01
8.04E-01
7.24E-01
8.04E-01
6.43E-01
7.24E-01
8.04E-01
8.04E-01
8.04E-01
7.24E-01
8.04E-01
8.04E-01
8.04E-01
7.24E-01
8.04E-01
8.04E-01
8.04E-01
8.04E-01
8.04E-01
8.04E-01
7.24E-01
8.04E-01
8.84E-01
7.24E-01
8.04E-01
8.04E-01
7.24E-01
8.04E-01
7.24E-01
7.24E-01
6.43E-01
8.04E-01
7.24E-01
8.04E-01
8.04E-01
8.04E-01
8.04E-01
7.24E-01
8.04E-01
8.84E-01
8.04E-01
8.04E-01
7.24E-01
8.04E-01
7.24E-01
8.04E-01
8.04E-01
7.24E-01
8.04E-01
8.04E-01
8.04E-01
8.04E-01
8.04E-01
8.04E-01
8.04E-01
7.24E-01
8.04E-01
8.04E-01
8.04E-01
8.04E-01
8.04E-01
7.24E-01
8.04E-01
8.04E-01
7.24E-01
8.04E-01
8.04E-01
8.04E-01
7.24E-01
8.04E-01
8.04E-01
8.04E-01
7.24E-01
7.24E-01
8.04E-01
8.04E-01
7.24E-01
7.24E-01
8.04E-01
8.04E-01
8.04E-01
8.04E-01
8.04E-01
7.24E-01
8.04E-01
7.24E-01
8.04E-01
8.04E-01
8.84E-01
7.24E-01
8.04E-01
8.04E-01
8.04E-01
8.04E-01
8.04E-01
7.24E-01
8.04E-01
8.04E-01
8.04E-01
8.04E-01
8.04E-01
7.24E-01
7.24E-01
8.04E-01
8.04E-01
8.04E-01
7.24E-01
8.04E-01
7.24E-01
8.04E-01
7.24E-01
8.04E-01
7.24E-01
8.04E-01
8.04E-01
7.24E-01
7.24E-01
7.24E-01
8.04E-01
8.04E-01
8.04E-01
8.04E-01
8.04E-01
8.04E-01
8.04E-01
8.04E-01
8.04E-01
8.04E-01
8.04E-01
8.04E-01
8.04E-01
8.04E-01
8.04E-01
7.24E-01
8.84E-01
7.24E-01
8.04E-01
8.04E-01
8.04E-01
8.04E-01
8.04E-01
8.04E-01
8.04E-01
7.24E-01
8.04E-01
8.04E-01
8.04E-01
7.24E-01
7.24E-01
8.04E-01
8.04E-01
8.04E-01
8.04E-01
7.24E-01
8.04E-01
7.24E-01
8.84E-01
8.04E-01
7.24E-01
8.04E-01
8.04E-01
8.04E-01
8.04E-01
8.04E-01
8.04E-01
8.04E-01
8.04E-01
8.04E-01
8.04E-01
8.04E-01
8.04E-01
7.24E-01
8.04E-01
8.04E-01
8.04E-01
8.04E-01
8.04E-01
8.04E-01
8.04E-01
8.04E-01
8.04E-01
8.04E-01
8.04E-01
7.24E-01
8.04E-01
8.04E-01
8.84E-01
8.84E-01
8.04E-01
8.84E-01
8.04E-01
8.04E-01
8.04E-01
8.04E-01
8.04E-01
8.04E-01
8.04E-01
8.04E-01
8.04E-01
8.04E-01
7.24E-01
8.04E-01
8.04E-01
8.04E-01
8.04E-01
8.04E-01
8.04E-01
8.04E-01
8.04E-01
8.04E-01
8.84E-01
8.04E-01
8.04E-01
8.84E-01
8.04E-01
8.04E-01
8.04E-01
8.04E-01
8.84E-01
8.04E-01
8.04E-01
8.84E-01
8.04E-01
8.04E-01
8.04E-01
8.84E-01
8.04E-01
8.84E-01
8.04E-01
8.84E-01
8.84E-01
8.04E-01
8.04E-01
7.24E-01
8.04E-01
8.84E-01
8.84E-01
8.04E-01
8.04E-01
8.04E-01
8.04E-01
8.04E-01
8.04E-01
8.84E-01
7.24E-01
8.84E-01
8.84E-01
8.84E-01
8.84E-01
8.04E-01
8.84E-01
8.04E-01
8.84E-01
8.04E-01
8.04E-01
9.65E-01
8.04E-01
8.04E-01
8.04E-01
8.84E-01
8.84E-01
8.04E-01
8.84E-01
8.84E-01
8.84E-01
8.84E-01
9.65E-01
8.84E-01
8.84E-01
8.84E-01
8.84E-01
8.84E-01
8.84E-01
9.65E-01
8.84E-01
8.84E-01
8.84E-01
8.84E-01
8.84E-01
8.84E-01
8.84E-01
8.84E-01
8.84E-01
9.65E-01
8.84E-01
8.84E-01
9.65E-01
9.65E-01
8.84E-01
8.84E-01
9.65E-01
8.84E-01
9.65E-01
9.65E-01
8.84E-01
8.84E-01
9.65E-01
9.65E-01
9.65E-01
9.65E-01
9.65E-01
8.84E-01
8.84E-01
9.65E-01
9.65E-01
9.65E-01
9.65E-01
9.65E-01
9.65E-01
1.05E+00
1.05E+00
1.05E+00
1.13E+00
1.05E+00
1.05E+00
1.05E+00
1.05E+00
1.13E+00
1.05E+00
1.13E+00
1.13E+00
1.13E+00
1.21E+00
1.21E+00
1.21E+00
1.21E+00
1.29E+00
1.29E+00
1.29E+00
1.29E+00
1.29E+00
1.37E+00
1.37E+00
1.37E+00
1.37E+00
1.37E+00
1.45E+00
1.45E+00
1.45E+00
1.45E+00
1.45E+00
1.53E+00
1.53E+00
1.61E+00
1.53E+00
1.53E+00
1.61E+00
1.53E+00
1.61E+00
1.69E+00
1.69E+00
1.69E+00
1.77E+00
1.77E+00
1.77E+00
1.69E+00
1.69E+00
1.69E+00
1.77E+00
1.77E+00
1.77E+00
1.85E+00
1.85E+00
1.85E+00
1.85E+00
1.85E+00
1.93E+00
1.85E+00
1.85E+00
1.93E+00
1.93E+00
2.01E+00
1.93E+00
2.01E+00
2.01E+00
2.09E+00
2.09E+00
2.01E+00
2.09E+00
2.01E+00
2.09E+00
2.09E+00
2.09E+00
2.09E+00
2.09E+00
2.09E+00
2.09E+00
2.17E+00
2.25E+00
2.25E+00
2.25E+00
2.25E+00
2.25E+00
2.25E+00
2.25E+00
2.25E+00
2.33E+00
2.25E+00
2.33E+00
2.33E+00
2.33E+00
2.33E+00
2.33E+00
2.33E+00
2.41E+00
2.41E+00
2.41E+00
2.41E+00
2.41E+00
2.33E+00
2.49E+00
2.41E+00
2.41E+00
2.41E+00
2.49E+00
2.49E+00
2.49E+00
2.49E+00
2.49E+00
2.49E+00
2.57E+00
2.57E+00
2.57E+00
2.57E+00
2.49E+00
2.57E+00
2.57E+00
2.57E+00
2.65E+00
2.65E+00
2.57E+00
2.65E+00
2.65E+00
2.65E+00
2.65E+00
2.73E+00
2.65E+00
2.65E+00
2.65E+00
2.65E+00
2.65E+00
2.81E+00
2.81E+00
2.73E+00
2.65E+00
2.73E+00
2.73E+00
2.81E+00
2.73E+00
2.81E+00
2.81E+00
2.81E+00
2.81E+00
2.81E+00
2.73E+00
2.73E+00
2.73E+00
2.73E+00
2.81E+00
2.81E+00
2.81E+00
2.81E+00
2.81E+00
2.81E+00
2.89E+00
2.89E+00
2.81E+00
2.81E+00
2.81E+00
2.89E+00
2.81E+00
2.89E+00
2.81E+00
2.81E+00
2.89E+00
2.89E+00
2.81E+00
2.89E+00
2.89E+00
2.81E+00
2.97E+00
2.89E+00
2.97E+00
2.89E+00
2.89E+00
2.89E+00
2.89E+00
2.89E+00
2.97E+00
2.97E+00
2.89E+00
2.81E+00
2.97E+00
2.89E+00
2.97E+00
2.89E+00
2.89E+00
2.89E+00
2.97E+00
2.89E+00
2.97E+00
2.89E+00
2.89E+00
2.97E+00
2.89E+00
2.89E+00
2.97E+00
2.89E+00
2.97E+00
2.97E+00
2.89E+00
2.97E+00
2.97E+00
2.89E+00
2.97E+00
2.97E+00
2.81E+00
2.89E+00
2.89E+00
2.89E+00
2.89E+00
2.89E+00
2.89E+00
2.89E+00
2.89E+00
2.81E+00
2.89E+00
2.89E+00
2.89E+00
2.89E+00
2.81E+00
2.89E+00
2.89E+00
2.89E+00
2.97E+00
2.89E+00
2.89E+00
2.81E+00
2.89E+00
2.89E+00
2.81E+00
2.81E+00
2.81E+00
2.81E+00
2.89E+00
2.89E+00
2.81E+00
2.81E+00
2.81E+00
2.89E+00
2.81E+00
2.73E+00
2.73E+00
2.81E+00
2.81E+00
2.73E+00
2.81E+00
2.73E+00
2.73E+00
2.81E+00
2.73E+00
2.73E+00
2.73E+00
2.65E+00
2.73E+00
2.73E+00
2.73E+00
2.65E+00
2.73E+00
2.65E+00
2.65E+00
2.65E+00
2.65E+00
2.65E+00
2.65E+00
2.65E+00
2.65E+00
2.57E+00
2.49E+00
2.49E+00
2.57E+00
2.49E+00
2.57E+00
2.57E+00
2.57E+00
2.57E+00
2.57E+00
2.57E+00
2.49E+00
2.49E+00
2.49E+00
2.49E+00
2.49E+00
2.41E+00
2.49E+00
2.41E+00
2.41E+00
2.41E+00
2.41E+00
2.41E+00
2.41E+00
2.33E+00
2.41E+00
2.33E+00
2.33E+00
2.33E+00
2.33E+00
2.33E+00
2.33E+00
2.25E+00
2.25E+00
2.33E+00
2.33E+00
2.25E+00
2.25E+00
2.25E+00
2.25E+00
2.17E+00
2.25E+00
2.17E+00
2.09E+00
2.09E+00
2.17E+00
2.09E+00
2.09E+00
2.09E+00
2.09E+00
2.09E+00
2.09E+00
2.01E+00
2.01E+00
2.01E+00
2.01E+00
2.01E+00
2.01E+00
2.01E+00
1.93E+00
2.01E+00
2.01E+00
1.85E+00
1.93E+00
1.93E+00
1.85E+00
1.93E+00
1.85E+00
1.85E+00
1.77E+00
1.77E+00
1.77E+00
1.77E+00
1.77E+00
1.77E+00
1.77E+00
1.69E+00
1.69E+00
1.69E+00
1.69E+00
1.61E+00
1.69E+00
1.61E+00
1.61E+00
1.53E+00
1.53E+00
1.53E+00
1.53E+00
1.45E+00
1.45E+00
1.45E+00
1.53E+00
1.45E+00
1.37E+00
1.37E+00
1.45E+00
1.37E+00
1.37E+00
1.37E+00
1.37E+00
1.37E+00
1.37E+00
1.29E+00
1.29E+00
1.29E+00
1.29E+00
1.21E+00
1.21E+00
1.21E+00
1.21E+00
1.13E+00
1.21E+00
1.13E+00
1.05E+00
1.05E+00
1.05E+00
1.05E+00
9.65E-01
1.05E+00
1.05E+00
1.05E+00
1.05E+00
9.65E-01
1.05E+00
9.65E-01
9.65E-01
9.65E-01
9.65E-01
8.84E-01
9.65E-01
8.84E-01
9.65E-01
9.65E-01
9.65E-01
9.65E-01
9.65E-01
8.84E-01
9.65E-01
8.84E-01
8.84E-01
8.84E-01
8.84E-01
8.84E-01
8.84E-01
8.84E-01
9.65E-01
9.65E-01
8.84E-01
8.04E-01
8.84E-01
8.84E-01
8.84E-01
8.84E-01
8.84E-01
8.84E-01
8.84E-01
8.04E-01
8.84E-01
8.84E-01
8.84E-01
8.84E-01
8.04E-01
8.84E-01
8.04E-01
8.84E-01
8.84E-01
8.84E-01
8.84E-01
8.84E-01
8.84E-01
8.04E-01
8.04E-01
8.84E-01
8.84E-01
8.04E-01
8.84E-01
8.84E-01
8.04E-01
8.84E-01
8.84E-01
8.04E-01
8.04E-01
8.04E-01
8.04E-01
8.84E-01
8.04E-01
8.84E-01
8.84E-01
8.04E-01
8.04E-01
8.04E-01
8.04E-01
8.84E-01
8.84E-01
8.84E-01
8.04E-01
8.84E-01
8.04E-01
8.84E-01
8.04E-01
8.04E-01
8.84E-01
8.04E-01
8.04E-01
8.84E-01
8.84E-01
8.04E-01
8.04E-01
8.04E-01
8.04E-01
8.84E-01
8.04E-01
8.04E-01
8.04E-01
8.04E-01
7.24E-01
8.84E-01
8.04E-01
8.04E-01
8.04E-01
8.04E-01
8.04E-01
8.04E-01
8.04E-01
8.84E-01
8.04E-01
8.04E-01
8.84E-01
8.84E-01
8.04E-01
8.84E-01
8.04E-01
7.24E-01
8.04E-01
7.24E-01
8.04E-01
7.24E-01
8.04E-01
7.24E-01
8.04E-01
8.84E-01
8.84E-01
8.04E-01
8.04E-01
8.04E-01
8.84E-01
8.04E-01
8.04E-01
8.04E-01
8.04E-01
8.84E-01
8.84E-01
8.04E-01
8.04E-01
8.84E-01
7.24E-01
8.04E-01
8.04E-01
7.24E-01
8.04E-01
8.04E-01
7.24E-01
8.04E-01
7.24E-01
7.24E-01
8.04E-01
8.04E-01
8.04E-01
8.04E-01
8.04E-01
7.24E-01
8.04E-01
8.04E-01
8.04E-01
8.04E-01
8.04E-01
8.04E-01
7.24E-01
8.04E-01
8.04E-01
8.04E-01
8.04E-01
8.04E-01
7.24E-01
8.04E-01
8.04E-01
8.04E-01
8.04E-01
8.04E-01
8.04E-01
8.04E-01
8.04E-01
8.04E-01
8.84E-01
8.04E-01
8.04E-01
8.04E-01
8.04E-01
8.04E-01
7.24E-01
7.24E-01
7.24E-01
8.04E-01
8.04E-01
8.04E-01
7.24E-01
7.24E-01
8.04E-01
8.04E-01
8.04E-01
8.04E-01
7.24E-01
8.04E-01
8.04E-01
8.04E-01
8.04E-01
8.04E-01
8.04E-01
8.04E-01
8.04E-01
7.24E-01
8.04E-01
7.24E-01
8.04E-01
8.04E-01
8.04E-01
8.04E-01
8.04E-01
7.24E-01
8.04E-01
8.04E-01
8.04E-01
8.04E-01
8.04E-01
7.24E-01
8.04E-01
7.24E-01
8.04E-01
8.04E-01
8.04E-01
7.24E-01
8.04E-01
8.04E-01
7.24E-01
8.04E-01
8.04E-01
7.24E-01
7.24E-01
8.04E-01
8.84E-01
7.24E-01
8.04E-01
8.04E-01
8.04E-01
8.04E-01
8.04E-01
8.04E-01
8.04E-01
8.04E-01
8.04E-01
8.04E-01
7.24E-01
8.04E-01
7.24E-01
8.04E-01
8.04E-01
8.04E-01
8.04E-01
8.84E-01
7.24E-01
8.04E-01
8.04E-01
8.04E-01
7.24E-01
8.04E-01
8.04E-01
7.24E-01
8.04E-01
8.04E-01
8.04E-01
7.24E-01
7.24E-01
7.24E-01
8.04E-01
8.04E-01
8.04E-01
7.24E-01
8.04E-01
8.04E-01
8.04E-01
8.04E-01
8.04E-01
8.04E-01
8.04E-01
7.24E-01
8.04E-01
8.04E-01
8.04E-01
7.24E-01
8.04E-01
8.04E-01
8.04E-01
8.04E-01
8.04E-01
7.24E-01
7.24E-01
8.04E-01
8.04E-01
7.24E-01
8.04E-01
7.24E-01
7.24E-01
7.24E-01
7.24E-01
7.24E-01
8.04E-01
8.04E-01
7.24E-01
8.04E-01
7.24E-01
7.24E-01
7.24E-01
8.04E-01
7.24E-01
8.04E-01
8.04E-01
8.04E-01
8.84E-01
7.24E-01
8.04E-01
8.04E-01
8.04E-01
7.24E-01
8.04E-01
8.04E-01
8.04E-01
7.24E-01
8.04E-01
8.04E-01
7.24E-01
8.04E-01
8.04E-01
8.04E-01
7.24E-01
8.04E-01
7.24E-01
8.04E-01
7.24E-01
8.04E-01
7.24E-01
8.04E-01
8.04E-01
8.04E-01
8.04E-01
8.04E-01
8.04E-01
8.04E-01
8.04E-01
8.04E-01
7.24E-01
8.04E-01
7.24E-01
8.04E-01
7.24E-01
8.04E-01
8.04E-01
7.24E-01
8.04E-01
8.04E-01
7.24E-01
8.04E-01
7.24E-01
7.24E-01
8.04E-01
8.04E-01
8.04E-01
8.04E-01
8.04E-01
8.04E-01
7.24E-01
7.24E-01
7.24E-01
8.04E-01
7.24E-01
7.24E-01
7.24E-01
8.04E-01
8.04E-01
8.04E-01
8.04E-01
8.04E-01
7.24E-01
8.04E-01
8.84E-01
7.24E-01
8.04E-01
7.24E-01
8.04E-01
8.04E-01
8.04E-01
8.04E-01
8.04E-01
7.24E-01
8.04E-01
7.24E-01
8.04E-01
8.04E-01
7.24E-01
7.24E-01
8.04E-01
8.04E-01
7.24E-01
8.84E-01
8.04E-01
7.24E-01
8.04E-01
8.04E-01
8.04E-01
8.04E-01
8.04E-01
8.84E-01
8.04E-01
8.04E-01
8.04E-01
7.24E-01
8.04E-01
7.24E-01
8.04E-01
7.24E-01
8.04E-01
8.04E-01
8.04E-01
8.04E-01
8.04E-01
8.84E-01
8.04E-01
8.04E-01
8.04E-01
8.04E-01
7.24E-01
8.04E-01
8.04E-01
8.04E-01
8.04E-01
8.04E-01
8.04E-01
8.04E-01
7.24E-01
7.24E-01
8.04E-01
8.04E-01
8.04E-01
8.04E-01
8.04E-01
8.04E-01
8.04E-01
8.04E-01
8.04E-01
8.04E-01
8.04E-01
8.84E-01
8.04E-01
8.04E-01
8.04E-01
8.04E-01
7.24E-01
8.04E-01
8.04E-01
8.04E-01
8.04E-01
7.24E-01
8.04E-01
8.04E-01
8.04E-01
8.04E-01
7.24E-01
7.24E-01
8.04E-01
8.84E-01
8.04E-01
8.04E-01
7.24E-01
7.24E-01
7.24E-01
8.04E-01
8.04E-01
8.04E-01
8.04E-01
8.04E-01
8.04E-01
8.04E-01
8.04E-01
8.04E-01
8.04E-01
7.24E-01
8.04E-01
8.04E-01
7.24E-01
8.04E-01
8.04E-01
8.04E-01
8.04E-01
8.04E-01
8.04E-01
8.04E-01
8.84E-01
8.04E-01
8.04E-01
8.04E-01
8.84E-01
8.04E-01
8.04E-01
8.04E-01
8.04E-01
8.04E-01
8.04E-01
8.04E-01
7.24E-01
8.04E-01
8.04E-01
8.04E-01
7.24E-01
8.04E-01
8.04E-01
8.84E-01
8.04E-01
8.04E-01
8.84E-01
8.04E-01
8.04E-01
8.04E-01
8.04E-01
8.04E-01
8.84E-01
8.04E-01
8.04E-01
8.04E-01
8.84E-01
8.84E-01
8.04E-01
8.04E-01
8.04E-01
8.04E-01
8.04E-01
8.04E-01
8.04E-01
8.84E-01
8.84E-01
8.04E-01
8.04E-01
8.84E-01
7.24E-01
8.04E-01
8.84E-01
8.04E-01
8.84E-01
8.04E-01
8.84E-01
8.84E-01
8.04E-01
8.04E-01
8.84E-01
8.04E-01
8.84E-01
8.84E-01
8.84E-01
8.84E-01
8.84E-01
8.84E-01
8.84E-01
8.04E-01
8.84E-01
8.04E-01
8.84E-01
8.04E-01
8.04E-01
8.04E-01
8.04E-01];

%scatter(x,y,'filled')
%hold on
%scatter(x,y,'filled')
plot(t,x)
hold on
plot(t,y)
grid on
xlabel('Tiempo (s)') 
ylabel('Voltaje (V)')

%xticks([0 0.45 0.5 0.55 0.6 0.65 0.7 0.75 0.8 1])
%xticklabels({'0','0.45','0.5','0.55','0.6','0.65','0.7','0.75','0.8','1'})
yticks([-3 -2 -1 0 0.804 1 2 3])
